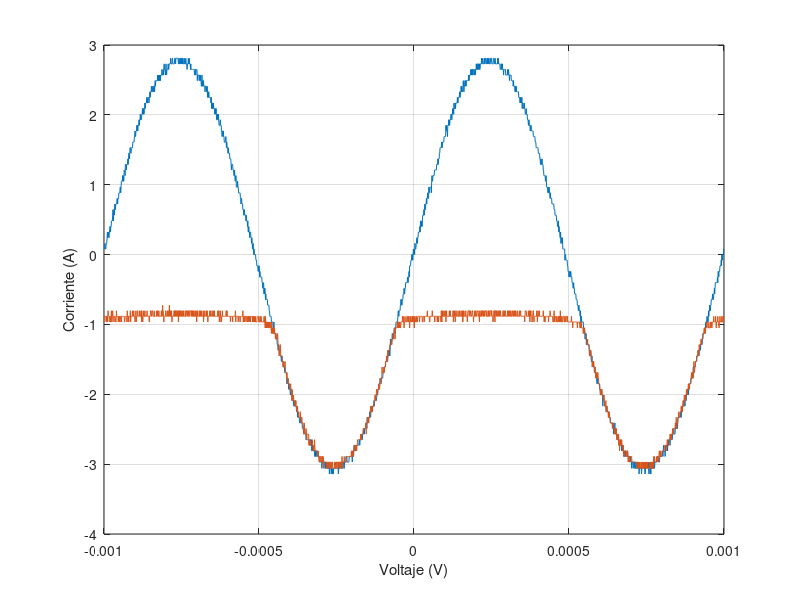

Recreate this plot in MATLAB.
t=[-1.00E-03
-9.99E-04
-9.98E-04
-9.97E-04
-9.96E-04
-9.95E-04
-9.94E-04
-9.93E-04
-9.92E-04
-9.91E-04
-9.90E-04
-9.89E-04
-9.88E-04
-9.87E-04
-9.86E-04
-9.85E-04
-9.84E-04
-9.83E-04
-9.82E-04
-9.81E-04
-9.80E-04
-9.79E-04
-9.78E-04
-9.77E-04
-9.76E-04
-9.75E-04
-9.74E-04
-9.73E-04
-9.72E-04
-9.71E-04
-9.70E-04
-9.69E-04
-9.68E-04
-9.67E-04
-9.66E-04
-9.65E-04
-9.64E-04
-9.63E-04
-9.62E-04
-9.61E-04
-9.60E-04
-9.59E-04
-9.58E-04
-9.57E-04
-9.56E-04
-9.55E-04
-9.54E-04
-9.53E-04
-9.52E-04
-9.51E-04
-9.50E-04
-9.49E-04
-9.48E-04
-9.47E-04
-9.46E-04
-9.45E-04
-9.44E-04
-9.43E-04
-9.42E-04
-9.41E-04
-9.40E-04
-9.39E-04
-9.38E-04
-9.37E-04
-9.36E-04
-9.35E-04
-9.34E-04
-9.33E-04
-9.32E-04
-9.31E-04
-9.30E-04
-9.29E-04
-9.28E-04
-9.27E-04
-9.26E-04
-9.25E-04
-9.24E-04
-9.23E-04
-9.22E-04
-9.21E-04
-9.20E-04
-9.19E-04
-9.18E-04
-9.17E-04
-9.16E-04
-9.15E-04
-9.14E-04
-9.13E-04
-9.12E-04
-9.11E-04
-9.10E-04
-9.09E-04
-9.08E-04
-9.07E-04
-9.06E-04
-9.05E-04
-9.04E-04
-9.03E-04
-9.02E-04
-9.01E-04
-9.00E-04
-8.99E-04
-8.98E-04
-8.97E-04
-8.96E-04
-8.95E-04
-8.94E-04
-8.93E-04
-8.92E-04
-8.91E-04
-8.90E-04
-8.89E-04
-8.88E-04
-8.87E-04
-8.86E-04
-8.85E-04
-8.84E-04
-8.83E-04
-8.82E-04
-8.81E-04
-8.80E-04
-8.79E-04
-8.78E-04
-8.77E-04
-8.76E-04
-8.75E-04
-8.74E-04
-8.73E-04
-8.72E-04
-8.71E-04
-8.70E-04
-8.69E-04
-8.68E-04
-8.67E-04
-8.66E-04
-8.65E-04
-8.64E-04
-8.63E-04
-8.62E-04
-8.61E-04
-8.60E-04
-8.59E-04
-8.58E-04
-8.57E-04
-8.56E-04
-8.55E-04
-8.54E-04
-8.53E-04
-8.52E-04
-8.51E-04
-8.50E-04
-8.49E-04
-8.48E-04
-8.47E-04
-8.46E-04
-8.45E-04
-8.44E-04
-8.43E-04
-8.42E-04
-8.41E-04
-8.40E-04
-8.39E-04
-8.38E-04
-8.37E-04
-8.36E-04
-8.35E-04
-8.34E-04
-8.33E-04
-8.32E-04
-8.31E-04
-8.30E-04
-8.29E-04
-8.28E-04
-8.27E-04
-8.26E-04
-8.25E-04
-8.24E-04
-8.23E-04
-8.22E-04
-8.21E-04
-8.20E-04
-8.19E-04
-8.18E-04
-8.17E-04
-8.16E-04
-8.15E-04
-8.14E-04
-8.13E-04
-8.12E-04
-8.11E-04
-8.10E-04
-8.09E-04
-8.08E-04
-8.07E-04
-8.06E-04
-8.05E-04
-8.04E-04
-8.03E-04
-8.02E-04
-8.01E-04
-8.00E-04
-7.99E-04
-7.98E-04
-7.97E-04
-7.96E-04
-7.95E-04
-7.94E-04
-7.93E-04
-7.92E-04
-7.91E-04
-7.90E-04
-7.89E-04
-7.88E-04
-7.87E-04
-7.86E-04
-7.85E-04
-7.84E-04
-7.83E-04
-7.82E-04
-7.81E-04
-7.80E-04
-7.79E-04
-7.78E-04
-7.77E-04
-7.76E-04
-7.75E-04
-7.74E-04
-7.73E-04
-7.72E-04
-7.71E-04
-7.70E-04
-7.69E-04
-7.68E-04
-7.67E-04
-7.66E-04
-7.65E-04
-7.64E-04
-7.63E-04
-7.62E-04
-7.61E-04
-7.60E-04
-7.59E-04
-7.58E-04
-7.57E-04
-7.56E-04
-7.55E-04
-7.54E-04
-7.53E-04
-7.52E-04
-7.51E-04
-7.50E-04
-7.49E-04
-7.48E-04
-7.47E-04
-7.46E-04
-7.45E-04
-7.44E-04
-7.43E-04
-7.42E-04
-7.41E-04
-7.40E-04
-7.39E-04
-7.38E-04
-7.37E-04
-7.36E-04
-7.35E-04
-7.34E-04
-7.33E-04
-7.32E-04
-7.31E-04
-7.30E-04
-7.29E-04
-7.28E-04
-7.27E-04
-7.26E-04
-7.25E-04
-7.24E-04
-7.23E-04
-7.22E-04
-7.21E-04
-7.20E-04
-7.19E-04
-7.18E-04
-7.17E-04
-7.16E-04
-7.15E-04
-7.14E-04
-7.13E-04
-7.12E-04
-7.11E-04
-7.10E-04
-7.09E-04
-7.08E-04
-7.07E-04
-7.06E-04
-7.05E-04
-7.04E-04
-7.03E-04
-7.02E-04
-7.01E-04
-7.00E-04
-6.99E-04
-6.98E-04
-6.97E-04
-6.96E-04
-6.95E-04
-6.94E-04
-6.93E-04
-6.92E-04
-6.91E-04
-6.90E-04
-6.89E-04
-6.88E-04
-6.87E-04
-6.86E-04
-6.85E-04
-6.84E-04
-6.83E-04
-6.82E-04
-6.81E-04
-6.80E-04
-6.79E-04
-6.78E-04
-6.77E-04
-6.76E-04
-6.75E-04
-6.74E-04
-6.73E-04
-6.72E-04
-6.71E-04
-6.70E-04
-6.69E-04
-6.68E-04
-6.67E-04
-6.66E-04
-6.65E-04
-6.64E-04
-6.63E-04
-6.62E-04
-6.61E-04
-6.60E-04
-6.59E-04
-6.58E-04
-6.57E-04
-6.56E-04
-6.55E-04
-6.54E-04
-6.53E-04
-6.52E-04
-6.51E-04
-6.50E-04
-6.49E-04
-6.48E-04
-6.47E-04
-6.46E-04
-6.45E-04
-6.44E-04
-6.43E-04
-6.42E-04
-6.41E-04
-6.40E-04
-6.39E-04
-6.38E-04
-6.37E-04
-6.36E-04
-6.35E-04
-6.34E-04
-6.33E-04
-6.32E-04
-6.31E-04
-6.30E-04
-6.29E-04
-6.28E-04
-6.27E-04
-6.26E-04
-6.25E-04
-6.24E-04
-6.23E-04
-6.22E-04
-6.21E-04
-6.20E-04
-6.19E-04
-6.18E-04
-6.17E-04
-6.16E-04
-6.15E-04
-6.14E-04
-6.13E-04
-6.12E-04
-6.11E-04
-6.10E-04
-6.09E-04
-6.08E-04
-6.07E-04
-6.06E-04
-6.05E-04
-6.04E-04
-6.03E-04
-6.02E-04
-6.01E-04
-6.00E-04
-5.99E-04
-5.98E-04
-5.97E-04
-5.96E-04
-5.95E-04
-5.94E-04
-5.93E-04
-5.92E-04
-5.91E-04
-5.90E-04
-5.89E-04
-5.88E-04
-5.87E-04
-5.86E-04
-5.85E-04
-5.84E-04
-5.83E-04
-5.82E-04
-5.81E-04
-5.80E-04
-5.79E-04
-5.78E-04
-5.77E-04
-5.76E-04
-5.75E-04
-5.74E-04
-5.73E-04
-5.72E-04
-5.71E-04
-5.70E-04
-5.69E-04
-5.68E-04
-5.67E-04
-5.66E-04
-5.65E-04
-5.64E-04
-5.63E-04
-5.62E-04
-5.61E-04
-5.60E-04
-5.59E-04
-5.58E-04
-5.57E-04
-5.56E-04
-5.55E-04
-5.54E-04
-5.53E-04
-5.52E-04
-5.51E-04
-5.50E-04
-5.49E-04
-5.48E-04
-5.47E-04
-5.46E-04
-5.45E-04
-5.44E-04
-5.43E-04
-5.42E-04
-5.41E-04
-5.40E-04
-5.39E-04
-5.38E-04
-5.37E-04
-5.36E-04
-5.35E-04
-5.34E-04
-5.33E-04
-5.32E-04
-5.31E-04
-5.30E-04
-5.29E-04
-5.28E-04
-5.27E-04
-5.26E-04
-5.25E-04
-5.24E-04
-5.23E-04
-5.22E-04
-5.21E-04
-5.20E-04
-5.19E-04
-5.18E-04
-5.17E-04
-5.16E-04
-5.15E-04
-5.14E-04
-5.13E-04
-5.12E-04
-5.11E-04
-5.10E-04
-5.09E-04
-5.08E-04
-5.07E-04
-5.06E-04
-5.05E-04
-5.04E-04
-5.03E-04
-5.02E-04
-5.01E-04
-5.00E-04
-4.99E-04
-4.98E-04
-4.97E-04
-4.96E-04
-4.95E-04
-4.94E-04
-4.93E-04
-4.92E-04
-4.91E-04
-4.90E-04
-4.89E-04
-4.88E-04
-4.87E-04
-4.86E-04
-4.85E-04
-4.84E-04
-4.83E-04
-4.82E-04
-4.81E-04
-4.80E-04
-4.79E-04
-4.78E-04
-4.77E-04
-4.76E-04
-4.75E-04
-4.74E-04
-4.73E-04
-4.72E-04
-4.71E-04
-4.70E-04
-4.69E-04
-4.68E-04
-4.67E-04
-4.66E-04
-4.65E-04
-4.64E-04
-4.63E-04
-4.62E-04
-4.61E-04
-4.60E-04
-4.59E-04
-4.58E-04
-4.57E-04
-4.56E-04
-4.55E-04
-4.54E-04
-4.53E-04
-4.52E-04
-4.51E-04
-4.50E-04
-4.49E-04
-4.48E-04
-4.47E-04
-4.46E-04
-4.45E-04
-4.44E-04
-4.43E-04
-4.42E-04
-4.41E-04
-4.40E-04
-4.39E-04
-4.38E-04
-4.37E-04
-4.36E-04
-4.35E-04
-4.34E-04
-4.33E-04
-4.32E-04
-4.31E-04
-4.30E-04
-4.29E-04
-4.28E-04
-4.27E-04
-4.26E-04
-4.25E-04
-4.24E-04
-4.23E-04
-4.22E-04
-4.21E-04
-4.20E-04
-4.19E-04
-4.18E-04
-4.17E-04
-4.16E-04
-4.15E-04
-4.14E-04
-4.13E-04
-4.12E-04
-4.11E-04
-4.10E-04
-4.09E-04
-4.08E-04
-4.07E-04
-4.06E-04
-4.05E-04
-4.04E-04
-4.03E-04
-4.02E-04
-4.01E-04
-4.00E-04
-3.99E-04
-3.98E-04
-3.97E-04
-3.96E-04
-3.95E-04
-3.94E-04
-3.93E-04
-3.92E-04
-3.91E-04
-3.90E-04
-3.89E-04
-3.88E-04
-3.87E-04
-3.86E-04
-3.85E-04
-3.84E-04
-3.83E-04
-3.82E-04
-3.81E-04
-3.80E-04
-3.79E-04
-3.78E-04
-3.77E-04
-3.76E-04
-3.75E-04
-3.74E-04
-3.73E-04
-3.72E-04
-3.71E-04
-3.70E-04
-3.69E-04
-3.68E-04
-3.67E-04
-3.66E-04
-3.65E-04
-3.64E-04
-3.63E-04
-3.62E-04
-3.61E-04
-3.60E-04
-3.59E-04
-3.58E-04
-3.57E-04
-3.56E-04
-3.55E-04
-3.54E-04
-3.53E-04
-3.52E-04
-3.51E-04
-3.50E-04
-3.49E-04
-3.48E-04
-3.47E-04
-3.46E-04
-3.45E-04
-3.44E-04
-3.43E-04
-3.42E-04
-3.41E-04
-3.40E-04
-3.39E-04
-3.38E-04
-3.37E-04
-3.36E-04
-3.35E-04
-3.34E-04
-3.33E-04
-3.32E-04
-3.31E-04
-3.30E-04
-3.29E-04
-3.28E-04
-3.27E-04
-3.26E-04
-3.25E-04
-3.24E-04
-3.23E-04
-3.22E-04
-3.21E-04
-3.20E-04
-3.19E-04
-3.18E-04
-3.17E-04
-3.16E-04
-3.15E-04
-3.14E-04
-3.13E-04
-3.12E-04
-3.11E-04
-3.10E-04
-3.09E-04
-3.08E-04
-3.07E-04
-3.06E-04
-3.05E-04
-3.04E-04
-3.03E-04
-3.02E-04
-3.01E-04
-3.00E-04
-2.99E-04
-2.98E-04
-2.97E-04
-2.96E-04
-2.95E-04
-2.94E-04
-2.93E-04
-2.92E-04
-2.91E-04
-2.90E-04
-2.89E-04
-2.88E-04
-2.87E-04
-2.86E-04
-2.85E-04
-2.84E-04
-2.83E-04
-2.82E-04
-2.81E-04
-2.80E-04
-2.79E-04
-2.78E-04
-2.77E-04
-2.76E-04
-2.75E-04
-2.74E-04
-2.73E-04
-2.72E-04
-2.71E-04
-2.70E-04
-2.69E-04
-2.68E-04
-2.67E-04
-2.66E-04
-2.65E-04
-2.64E-04
-2.63E-04
-2.62E-04
-2.61E-04
-2.60E-04
-2.59E-04
-2.58E-04
-2.57E-04
-2.56E-04
-2.55E-04
-2.54E-04
-2.53E-04
-2.52E-04
-2.51E-04
-2.50E-04
-2.49E-04
-2.48E-04
-2.47E-04
-2.46E-04
-2.45E-04
-2.44E-04
-2.43E-04
-2.42E-04
-2.41E-04
-2.40E-04
-2.39E-04
-2.38E-04
-2.37E-04
-2.36E-04
-2.35E-04
-2.34E-04
-2.33E-04
-2.32E-04
-2.31E-04
-2.30E-04
-2.29E-04
-2.28E-04
-2.27E-04
-2.26E-04
-2.25E-04
-2.24E-04
-2.23E-04
-2.22E-04
-2.21E-04
-2.20E-04
-2.19E-04
-2.18E-04
-2.17E-04
-2.16E-04
-2.15E-04
-2.14E-04
-2.13E-04
-2.12E-04
-2.11E-04
-2.10E-04
-2.09E-04
-2.08E-04
-2.07E-04
-2.06E-04
-2.05E-04
-2.04E-04
-2.03E-04
-2.02E-04
-2.01E-04
-2.00E-04
-1.99E-04
-1.98E-04
-1.97E-04
-1.96E-04
-1.95E-04
-1.94E-04
-1.93E-04
-1.92E-04
-1.91E-04
-1.90E-04
-1.89E-04
-1.88E-04
-1.87E-04
-1.86E-04
-1.85E-04
-1.84E-04
-1.83E-04
-1.82E-04
-1.81E-04
-1.80E-04
-1.79E-04
-1.78E-04
-1.77E-04
-1.76E-04
-1.75E-04
-1.74E-04
-1.73E-04
-1.72E-04
-1.71E-04
-1.70E-04
-1.69E-04
-1.68E-04
-1.67E-04
-1.66E-04
-1.65E-04
-1.64E-04
-1.63E-04
-1.62E-04
-1.61E-04
-1.60E-04
-1.59E-04
-1.58E-04
-1.57E-04
-1.56E-04
-1.55E-04
-1.54E-04
-1.53E-04
-1.52E-04
-1.51E-04
-1.50E-04
-1.49E-04
-1.48E-04
-1.47E-04
-1.46E-04
-1.45E-04
-1.44E-04
-1.43E-04
-1.42E-04
-1.41E-04
-1.40E-04
-1.39E-04
-1.38E-04
-1.37E-04
-1.36E-04
-1.35E-04
-1.34E-04
-1.33E-04
-1.32E-04
-1.31E-04
-1.30E-04
-1.29E-04
-1.28E-04
-1.27E-04
-1.26E-04
-1.25E-04
-1.24E-04
-1.23E-04
-1.22E-04
-1.21E-04
-1.20E-04
-1.19E-04
-1.18E-04
-1.17E-04
-1.16E-04
-1.15E-04
-1.14E-04
-1.13E-04
-1.12E-04
-1.11E-04
-1.10E-04
-1.09E-04
-1.08E-04
-1.07E-04
-1.06E-04
-1.05E-04
-1.04E-04
-1.03E-04
-1.02E-04
-1.01E-04
-1.00E-04
-9.90E-05
-9.80E-05
-9.70E-05
-9.60E-05
-9.50E-05
-9.40E-05
-9.30E-05
-9.20E-05
-9.10E-05
-9.00E-05
-8.90E-05
-8.80E-05
-8.70E-05
-8.60E-05
-8.50E-05
-8.40E-05
-8.30E-05
-8.20E-05
-8.10E-05
-8.00E-05
-7.90E-05
-7.80E-05
-7.70E-05
-7.60E-05
-7.50E-05
-7.40E-05
-7.30E-05
-7.20E-05
-7.10E-05
-7.00E-05
-6.90E-05
-6.80E-05
-6.70E-05
-6.60E-05
-6.50E-05
-6.40E-05
-6.30E-05
-6.20E-05
-6.10E-05
-6.00E-05
-5.90E-05
-5.80E-05
-5.70E-05
-5.60E-05
-5.50E-05
-5.40E-05
-5.30E-05
-5.20E-05
-5.10E-05
-5.00E-05
-4.90E-05
-4.80E-05
-4.70E-05
-4.60E-05
-4.50E-05
-4.40E-05
-4.30E-05
-4.20E-05
-4.10E-05
-4.00E-05
-3.90E-05
-3.80E-05
-3.70E-05
-3.60E-05
-3.50E-05
-3.40E-05
-3.30E-05
-3.20E-05
-3.10E-05
-3.00E-05
-2.90E-05
-2.80E-05
-2.70E-05
-2.60E-05
-2.50E-05
-2.40E-05
-2.30E-05
-2.20E-05
-2.10E-05
-2.00E-05
-1.90E-05
-1.80E-05
-1.70E-05
-1.60E-05
-1.50E-05
-1.40E-05
-1.30E-05
-1.20E-05
-1.10E-05
-1.00E-05
-9.00E-06
-8.00E-06
-7.00E-06
-6.00E-06
-5.00E-06
-4.00E-06
-3.00E-06
-2.00E-06
-1.00E-06
0.00E+00
1.00E-06
2.00E-06
3.00E-06
4.00E-06
5.00E-06
6.00E-06
7.00E-06
8.00E-06
9.00E-06
1.00E-05
1.10E-05
1.20E-05
1.30E-05
1.40E-05
1.50E-05
1.60E-05
1.70E-05
1.80E-05
1.90E-05
2.00E-05
2.10E-05
2.20E-05
2.30E-05
2.40E-05
2.50E-05
2.60E-05
2.70E-05
2.80E-05
2.90E-05
3.00E-05
3.10E-05
3.20E-05
3.30E-05
3.40E-05
3.50E-05
3.60E-05
3.70E-05
3.80E-05
3.90E-05
4.00E-05
4.10E-05
4.20E-05
4.30E-05
4.40E-05
4.50E-05
4.60E-05
4.70E-05
4.80E-05
4.90E-05
5.00E-05
5.10E-05
5.20E-05
5.30E-05
5.40E-05
5.50E-05
5.60E-05
5.70E-05
5.80E-05
5.90E-05
6.00E-05
6.10E-05
6.20E-05
6.30E-05
6.40E-05
6.50E-05
6.60E-05
6.70E-05
6.80E-05
6.90E-05
7.00E-05
7.10E-05
7.20E-05
7.30E-05
7.40E-05
7.50E-05
7.60E-05
7.70E-05
7.80E-05
7.90E-05
8.00E-05
8.10E-05
8.20E-05
8.30E-05
8.40E-05
8.50E-05
8.60E-05
8.70E-05
8.80E-05
8.90E-05
9.00E-05
9.10E-05
9.20E-05
9.30E-05
9.40E-05
9.50E-05
9.60E-05
9.70E-05
9.80E-05
9.90E-05
1.00E-04
1.01E-04
1.02E-04
1.03E-04
1.04E-04
1.05E-04
1.06E-04
1.07E-04
1.08E-04
1.09E-04
1.10E-04
1.11E-04
1.12E-04
1.13E-04
1.14E-04
1.15E-04
1.16E-04
1.17E-04
1.18E-04
1.19E-04
1.20E-04
1.21E-04
1.22E-04
1.23E-04
1.24E-04
1.25E-04
1.26E-04
1.27E-04
1.28E-04
1.29E-04
1.30E-04
1.31E-04
1.32E-04
1.33E-04
1.34E-04
1.35E-04
1.36E-04
1.37E-04
1.38E-04
1.39E-04
1.40E-04
1.41E-04
1.42E-04
1.43E-04
1.44E-04
1.45E-04
1.46E-04
1.47E-04
1.48E-04
1.49E-04
1.50E-04
1.51E-04
1.52E-04
1.53E-04
1.54E-04
1.55E-04
1.56E-04
1.57E-04
1.58E-04
1.59E-04
1.60E-04
1.61E-04
1.62E-04
1.63E-04
1.64E-04
1.65E-04
1.66E-04
1.67E-04
1.68E-04
1.69E-04
1.70E-04
1.71E-04
1.72E-04
1.73E-04
1.74E-04
1.75E-04
1.76E-04
1.77E-04
1.78E-04
1.79E-04
1.80E-04
1.81E-04
1.82E-04
1.83E-04
1.84E-04
1.85E-04
1.86E-04
1.87E-04
1.88E-04
1.89E-04
1.90E-04
1.91E-04
1.92E-04
1.93E-04
1.94E-04
1.95E-04
1.96E-04
1.97E-04
1.98E-04
1.99E-04
2.00E-04
2.01E-04
2.02E-04
2.03E-04
2.04E-04
2.05E-04
2.06E-04
2.07E-04
2.08E-04
2.09E-04
2.10E-04
2.11E-04
2.12E-04
2.13E-04
2.14E-04
2.15E-04
2.16E-04
2.17E-04
2.18E-04
2.19E-04
2.20E-04
2.21E-04
2.22E-04
2.23E-04
2.24E-04
2.25E-04
2.26E-04
2.27E-04
2.28E-04
2.29E-04
2.30E-04
2.31E-04
2.32E-04
2.33E-04
2.34E-04
2.35E-04
2.36E-04
2.37E-04
2.38E-04
2.39E-04
2.40E-04
2.41E-04
2.42E-04
2.43E-04
2.44E-04
2.45E-04
2.46E-04
2.47E-04
2.48E-04
2.49E-04
2.50E-04
2.51E-04
2.52E-04
2.53E-04
2.54E-04
2.55E-04
2.56E-04
2.57E-04
2.58E-04
2.59E-04
2.60E-04
2.61E-04
2.62E-04
2.63E-04
2.64E-04
2.65E-04
2.66E-04
2.67E-04
2.68E-04
2.69E-04
2.70E-04
2.71E-04
2.72E-04
2.73E-04
2.74E-04
2.75E-04
2.76E-04
2.77E-04
2.78E-04
2.79E-04
2.80E-04
2.81E-04
2.82E-04
2.83E-04
2.84E-04
2.85E-04
2.86E-04
2.87E-04
2.88E-04
2.89E-04
2.90E-04
2.91E-04
2.92E-04
2.93E-04
2.94E-04
2.95E-04
2.96E-04
2.97E-04
2.98E-04
2.99E-04
3.00E-04
3.01E-04
3.02E-04
3.03E-04
3.04E-04
3.05E-04
3.06E-04
3.07E-04
3.08E-04
3.09E-04
3.10E-04
3.11E-04
3.12E-04
3.13E-04
3.14E-04
3.15E-04
3.16E-04
3.17E-04
3.18E-04
3.19E-04
3.20E-04
3.21E-04
3.22E-04
3.23E-04
3.24E-04
3.25E-04
3.26E-04
3.27E-04
3.28E-04
3.29E-04
3.30E-04
3.31E-04
3.32E-04
3.33E-04
3.34E-04
3.35E-04
3.36E-04
3.37E-04
3.38E-04
3.39E-04
3.40E-04
3.41E-04
3.42E-04
3.43E-04
3.44E-04
3.45E-04
3.46E-04
3.47E-04
3.48E-04
3.49E-04
3.50E-04
3.51E-04
3.52E-04
3.53E-04
3.54E-04
3.55E-04
3.56E-04
3.57E-04
3.58E-04
3.59E-04
3.60E-04
3.61E-04
3.62E-04
3.63E-04
3.64E-04
3.65E-04
3.66E-04
3.67E-04
3.68E-04
3.69E-04
3.70E-04
3.71E-04
3.72E-04
3.73E-04
3.74E-04
3.75E-04
3.76E-04
3.77E-04
3.78E-04
3.79E-04
3.80E-04
3.81E-04
3.82E-04
3.83E-04
3.84E-04
3.85E-04
3.86E-04
3.87E-04
3.88E-04
3.89E-04
3.90E-04
3.91E-04
3.92E-04
3.93E-04
3.94E-04
3.95E-04
3.96E-04
3.97E-04
3.98E-04
3.99E-04
4.00E-04
4.01E-04
4.02E-04
4.03E-04
4.04E-04
4.05E-04
4.06E-04
4.07E-04
4.08E-04
4.09E-04
4.10E-04
4.11E-04
4.12E-04
4.13E-04
4.14E-04
4.15E-04
4.16E-04
4.17E-04
4.18E-04
4.19E-04
4.20E-04
4.21E-04
4.22E-04
4.23E-04
4.24E-04
4.25E-04
4.26E-04
4.27E-04
4.28E-04
4.29E-04
4.30E-04
4.31E-04
4.32E-04
4.33E-04
4.34E-04
4.35E-04
4.36E-04
4.37E-04
4.38E-04
4.39E-04
4.40E-04
4.41E-04
4.42E-04
4.43E-04
4.44E-04
4.45E-04
4.46E-04
4.47E-04
4.48E-04
4.49E-04
4.50E-04
4.51E-04
4.52E-04
4.53E-04
4.54E-04
4.55E-04
4.56E-04
4.57E-04
4.58E-04
4.59E-04
4.60E-04
4.61E-04
4.62E-04
4.63E-04
4.64E-04
4.65E-04
4.66E-04
4.67E-04
4.68E-04
4.69E-04
4.70E-04
4.71E-04
4.72E-04
4.73E-04
4.74E-04
4.75E-04
4.76E-04
4.77E-04
4.78E-04
4.79E-04
4.80E-04
4.81E-04
4.82E-04
4.83E-04
4.84E-04
4.85E-04
4.86E-04
4.87E-04
4.88E-04
4.89E-04
4.90E-04
4.91E-04
4.92E-04
4.93E-04
4.94E-04
4.95E-04
4.96E-04
4.97E-04
4.98E-04
4.99E-04
5.00E-04
5.01E-04
5.02E-04
5.03E-04
5.04E-04
5.05E-04
5.06E-04
5.07E-04
5.08E-04
5.09E-04
5.10E-04
5.11E-04
5.12E-04
5.13E-04
5.14E-04
5.15E-04
5.16E-04
5.17E-04
5.18E-04
5.19E-04
5.20E-04
5.21E-04
5.22E-04
5.23E-04
5.24E-04
5.25E-04
5.26E-04
5.27E-04
5.28E-04
5.29E-04
5.30E-04
5.31E-04
5.32E-04
5.33E-04
5.34E-04
5.35E-04
5.36E-04
5.37E-04
5.38E-04
5.39E-04
5.40E-04
5.41E-04
5.42E-04
5.43E-04
5.44E-04
5.45E-04
5.46E-04
5.47E-04
5.48E-04
5.49E-04
5.50E-04
5.51E-04
5.52E-04
5.53E-04
5.54E-04
5.55E-04
5.56E-04
5.57E-04
5.58E-04
5.59E-04
5.60E-04
5.61E-04
5.62E-04
5.63E-04
5.64E-04
5.65E-04
5.66E-04
5.67E-04
5.68E-04
5.69E-04
5.70E-04
5.71E-04
5.72E-04
5.73E-04
5.74E-04
5.75E-04
5.76E-04
5.77E-04
5.78E-04
5.79E-04
5.80E-04
5.81E-04
5.82E-04
5.83E-04
5.84E-04
5.85E-04
5.86E-04
5.87E-04
5.88E-04
5.89E-04
5.90E-04
5.91E-04
5.92E-04
5.93E-04
5.94E-04
5.95E-04
5.96E-04
5.97E-04
5.98E-04
5.99E-04
6.00E-04
6.01E-04
6.02E-04
6.03E-04
6.04E-04
6.05E-04
6.06E-04
6.07E-04
6.08E-04
6.09E-04
6.10E-04
6.11E-04
6.12E-04
6.13E-04
6.14E-04
6.15E-04
6.16E-04
6.17E-04
6.18E-04
6.19E-04
6.20E-04
6.21E-04
6.22E-04
6.23E-04
6.24E-04
6.25E-04
6.26E-04
6.27E-04
6.28E-04
6.29E-04
6.30E-04
6.31E-04
6.32E-04
6.33E-04
6.34E-04
6.35E-04
6.36E-04
6.37E-04
6.38E-04
6.39E-04
6.40E-04
6.41E-04
6.42E-04
6.43E-04
6.44E-04
6.45E-04
6.46E-04
6.47E-04
6.48E-04
6.49E-04
6.50E-04
6.51E-04
6.52E-04
6.53E-04
6.54E-04
6.55E-04
6.56E-04
6.57E-04
6.58E-04
6.59E-04
6.60E-04
6.61E-04
6.62E-04
6.63E-04
6.64E-04
6.65E-04
6.66E-04
6.67E-04
6.68E-04
6.69E-04
6.70E-04
6.71E-04
6.72E-04
6.73E-04
6.74E-04
6.75E-04
6.76E-04
6.77E-04
6.78E-04
6.79E-04
6.80E-04
6.81E-04
6.82E-04
6.83E-04
6.84E-04
6.85E-04
6.86E-04
6.87E-04
6.88E-04
6.89E-04
6.90E-04
6.91E-04
6.92E-04
6.93E-04
6.94E-04
6.95E-04
6.96E-04
6.97E-04
6.98E-04
6.99E-04
7.00E-04
7.01E-04
7.02E-04
7.03E-04
7.04E-04
7.05E-04
7.06E-04
7.07E-04
7.08E-04
7.09E-04
7.10E-04
7.11E-04
7.12E-04
7.13E-04
7.14E-04
7.15E-04
7.16E-04
7.17E-04
7.18E-04
7.19E-04
7.20E-04
7.21E-04
7.22E-04
7.23E-04
7.24E-04
7.25E-04
7.26E-04
7.27E-04
7.28E-04
7.29E-04
7.30E-04
7.31E-04
7.32E-04
7.33E-04
7.34E-04
7.35E-04
7.36E-04
7.37E-04
7.38E-04
7.39E-04
7.40E-04
7.41E-04
7.42E-04
7.43E-04
7.44E-04
7.45E-04
7.46E-04
7.47E-04
7.48E-04
7.49E-04
7.50E-04
7.51E-04
7.52E-04
7.53E-04
7.54E-04
7.55E-04
7.56E-04
7.57E-04
7.58E-04
7.59E-04
7.60E-04
7.61E-04
7.62E-04
7.63E-04
7.64E-04
7.65E-04
7.66E-04
7.67E-04
7.68E-04
7.69E-04
7.70E-04
7.71E-04
7.72E-04
7.73E-04
7.74E-04
7.75E-04
7.76E-04
7.77E-04
7.78E-04
7.79E-04
7.80E-04
7.81E-04
7.82E-04
7.83E-04
7.84E-04
7.85E-04
7.86E-04
7.87E-04
7.88E-04
7.89E-04
7.90E-04
7.91E-04
7.92E-04
7.93E-04
7.94E-04
7.95E-04
7.96E-04
7.97E-04
7.98E-04
7.99E-04
8.00E-04
8.01E-04
8.02E-04
8.03E-04
8.04E-04
8.05E-04
8.06E-04
8.07E-04
8.08E-04
8.09E-04
8.10E-04
8.11E-04
8.12E-04
8.13E-04
8.14E-04
8.15E-04
8.16E-04
8.17E-04
8.18E-04
8.19E-04
8.20E-04
8.21E-04
8.22E-04
8.23E-04
8.24E-04
8.25E-04
8.26E-04
8.27E-04
8.28E-04
8.29E-04
8.30E-04
8.31E-04
8.32E-04
8.33E-04
8.34E-04
8.35E-04
8.36E-04
8.37E-04
8.38E-04
8.39E-04
8.40E-04
8.41E-04
8.42E-04
8.43E-04
8.44E-04
8.45E-04
8.46E-04
8.47E-04
8.48E-04
8.49E-04
8.50E-04
8.51E-04
8.52E-04
8.53E-04
8.54E-04
8.55E-04
8.56E-04
8.57E-04
8.58E-04
8.59E-04
8.60E-04
8.61E-04
8.62E-04
8.63E-04
8.64E-04
8.65E-04
8.66E-04
8.67E-04
8.68E-04
8.69E-04
8.70E-04
8.71E-04
8.72E-04
8.73E-04
8.74E-04
8.75E-04
8.76E-04
8.77E-04
8.78E-04
8.79E-04
8.80E-04
8.81E-04
8.82E-04
8.83E-04
8.84E-04
8.85E-04
8.86E-04
8.87E-04
8.88E-04
8.89E-04
8.90E-04
8.91E-04
8.92E-04
8.93E-04
8.94E-04
8.95E-04
8.96E-04
8.97E-04
8.98E-04
8.99E-04
9.00E-04
9.01E-04
9.02E-04
9.03E-04
9.04E-04
9.05E-04
9.06E-04
9.07E-04
9.08E-04
9.09E-04
9.10E-04
9.11E-04
9.12E-04
9.13E-04
9.14E-04
9.15E-04
9.16E-04
9.17E-04
9.18E-04
9.19E-04
9.20E-04
9.21E-04
9.22E-04
9.23E-04
9.24E-04
9.25E-04
9.26E-04
9.27E-04
9.28E-04
9.29E-04
9.30E-04
9.31E-04
9.32E-04
9.33E-04
9.34E-04
9.35E-04
9.36E-04
9.37E-04
9.38E-04
9.39E-04
9.40E-04
9.41E-04
9.42E-04
9.43E-04
9.44E-04
9.45E-04
9.46E-04
9.47E-04
9.48E-04
9.49E-04
9.50E-04
9.51E-04
9.52E-04
9.53E-04
9.54E-04
9.55E-04
9.56E-04
9.57E-04
9.58E-04
9.59E-04
9.60E-04
9.61E-04
9.62E-04
9.63E-04
9.64E-04
9.65E-04
9.66E-04
9.67E-04
9.68E-04
9.69E-04
9.70E-04
9.71E-04
9.72E-04
9.73E-04
9.74E-04
9.75E-04
9.76E-04
9.77E-04
9.78E-04
9.79E-04
9.80E-04
9.81E-04
9.82E-04
9.83E-04
9.84E-04
9.85E-04
9.86E-04
9.87E-04
9.88E-04
9.89E-04
9.90E-04
9.91E-04
9.92E-04
9.93E-04
9.94E-04
9.95E-04
9.96E-04
9.97E-04
9.98E-04
9.99E-04];
x=[8.04E-02
8.04E-02
8.04E-02
1.61E-01
8.04E-02
8.04E-02
8.04E-02
1.61E-01
1.61E-01
1.61E-01
2.41E-01
3.22E-01
2.41E-01
2.41E-01
3.22E-01
3.22E-01
2.41E-01
3.22E-01
3.22E-01
4.02E-01
4.02E-01
3.22E-01
4.02E-01
4.02E-01
4.82E-01
4.82E-01
4.82E-01
4.82E-01
5.63E-01
6.43E-01
4.82E-01
5.63E-01
6.43E-01
5.63E-01
6.43E-01
7.24E-01
6.43E-01
6.43E-01
7.24E-01
7.24E-01
7.24E-01
7.24E-01
8.04E-01
8.04E-01
7.24E-01
8.04E-01
8.04E-01
8.04E-01
8.84E-01
8.84E-01
8.84E-01
8.84E-01
9.65E-01
9.65E-01
8.84E-01
9.65E-01
1.05E+00
1.05E+00
1.05E+00
1.05E+00
1.13E+00
1.05E+00
1.13E+00
1.05E+00
1.05E+00
1.21E+00
1.21E+00
1.21E+00
1.13E+00
1.29E+00
1.29E+00
1.29E+00
1.21E+00
1.29E+00
1.29E+00
1.29E+00
1.29E+00
1.37E+00
1.29E+00
1.37E+00
1.45E+00
1.45E+00
1.37E+00
1.45E+00
1.53E+00
1.53E+00
1.53E+00
1.45E+00
1.53E+00
1.53E+00
1.53E+00
1.53E+00
1.53E+00
1.61E+00
1.61E+00
1.61E+00
1.61E+00
1.61E+00
1.69E+00
1.69E+00
1.77E+00
1.69E+00
1.69E+00
1.77E+00
1.77E+00
1.77E+00
1.85E+00
1.77E+00
1.85E+00
1.77E+00
1.85E+00
1.85E+00
1.85E+00
1.93E+00
1.85E+00
1.93E+00
1.93E+00
2.01E+00
1.93E+00
1.93E+00
1.93E+00
1.93E+00
2.01E+00
2.01E+00
2.09E+00
2.01E+00
2.09E+00
2.01E+00
2.09E+00
2.01E+00
2.09E+00
2.09E+00
2.17E+00
2.09E+00
2.17E+00
2.17E+00
2.17E+00
2.17E+00
2.25E+00
2.17E+00
2.17E+00
2.25E+00
2.25E+00
2.25E+00
2.25E+00
2.17E+00
2.25E+00
2.25E+00
2.33E+00
2.25E+00
2.33E+00
2.33E+00
2.33E+00
2.41E+00
2.33E+00
2.33E+00
2.33E+00
2.41E+00
2.41E+00
2.41E+00
2.33E+00
2.41E+00
2.41E+00
2.33E+00
2.41E+00
2.49E+00
2.41E+00
2.49E+00
2.49E+00
2.49E+00
2.49E+00
2.49E+00
2.49E+00
2.57E+00
2.49E+00
2.57E+00
2.49E+00
2.57E+00
2.49E+00
2.57E+00
2.49E+00
2.57E+00
2.49E+00
2.57E+00
2.57E+00
2.57E+00
2.57E+00
2.65E+00
2.57E+00
2.57E+00
2.57E+00
2.65E+00
2.57E+00
2.65E+00
2.73E+00
2.65E+00
2.65E+00
2.65E+00
2.57E+00
2.65E+00
2.73E+00
2.65E+00
2.57E+00
2.65E+00
2.65E+00
2.65E+00
2.65E+00
2.73E+00
2.65E+00
2.65E+00
2.73E+00
2.73E+00
2.73E+00
2.73E+00
2.73E+00
2.81E+00
2.73E+00
2.73E+00
2.73E+00
2.73E+00
2.81E+00
2.81E+00
2.73E+00
2.73E+00
2.73E+00
2.73E+00
2.73E+00
2.73E+00
2.81E+00
2.81E+00
2.81E+00
2.73E+00
2.81E+00
2.81E+00
2.81E+00
2.81E+00
2.81E+00
2.81E+00
2.81E+00
2.81E+00
2.73E+00
2.73E+00
2.81E+00
2.73E+00
2.73E+00
2.81E+00
2.81E+00
2.73E+00
2.73E+00
2.81E+00
2.73E+00
2.81E+00
2.73E+00
2.73E+00
2.81E+00
2.81E+00
2.73E+00
2.73E+00
2.73E+00
2.81E+00
2.73E+00
2.73E+00
2.73E+00
2.73E+00
2.81E+00
2.73E+00
2.73E+00
2.73E+00
2.65E+00
2.73E+00
2.73E+00
2.73E+00
2.81E+00
2.73E+00
2.73E+00
2.81E+00
2.73E+00
2.73E+00
2.73E+00
2.65E+00
2.73E+00
2.65E+00
2.65E+00
2.65E+00
2.65E+00
2.65E+00
2.65E+00
2.65E+00
2.65E+00
2.65E+00
2.65E+00
2.65E+00
2.57E+00
2.57E+00
2.65E+00
2.65E+00
2.57E+00
2.65E+00
2.65E+00
2.65E+00
2.65E+00
2.49E+00
2.57E+00
2.57E+00
2.57E+00
2.57E+00
2.57E+00
2.49E+00
2.57E+00
2.57E+00
2.49E+00
2.57E+00
2.49E+00
2.49E+00
2.41E+00
2.41E+00
2.57E+00
2.41E+00
2.41E+00
2.49E+00
2.41E+00
2.49E+00
2.41E+00
2.41E+00
2.41E+00
2.41E+00
2.33E+00
2.41E+00
2.41E+00
2.41E+00
2.41E+00
2.33E+00
2.33E+00
2.41E+00
2.25E+00
2.33E+00
2.33E+00
2.25E+00
2.33E+00
2.25E+00
2.25E+00
2.25E+00
2.25E+00
2.25E+00
2.25E+00
2.17E+00
2.25E+00
2.09E+00
2.17E+00
2.17E+00
2.09E+00
2.17E+00
2.09E+00
2.17E+00
2.09E+00
2.09E+00
2.09E+00
2.01E+00
2.01E+00
2.09E+00
2.01E+00
2.09E+00
2.09E+00
1.93E+00
1.93E+00
1.93E+00
2.01E+00
1.93E+00
1.93E+00
2.01E+00
1.93E+00
1.85E+00
1.85E+00
1.85E+00
1.85E+00
1.93E+00
1.85E+00
1.85E+00
1.85E+00
1.77E+00
1.77E+00
1.69E+00
1.77E+00
1.77E+00
1.69E+00
1.77E+00
1.69E+00
1.69E+00
1.61E+00
1.61E+00
1.61E+00
1.61E+00
1.61E+00
1.69E+00
1.61E+00
1.53E+00
1.61E+00
1.53E+00
1.53E+00
1.53E+00
1.45E+00
1.53E+00
1.45E+00
1.45E+00
1.45E+00
1.45E+00
1.37E+00
1.37E+00
1.37E+00
1.37E+00
1.29E+00
1.21E+00
1.29E+00
1.29E+00
1.29E+00
1.29E+00
1.21E+00
1.21E+00
1.21E+00
1.13E+00
1.13E+00
1.21E+00
1.13E+00
1.05E+00
1.05E+00
1.13E+00
1.13E+00
9.65E-01
9.65E-01
9.65E-01
9.65E-01
1.05E+00
9.65E-01
9.65E-01
8.84E-01
8.84E-01
8.84E-01
8.84E-01
8.84E-01
8.84E-01
8.04E-01
8.04E-01
7.24E-01
8.04E-01
8.04E-01
7.24E-01
7.24E-01
7.24E-01
6.43E-01
6.43E-01
6.43E-01
5.63E-01
6.43E-01
6.43E-01
5.63E-01
5.63E-01
5.63E-01
5.63E-01
4.82E-01
5.63E-01
4.82E-01
4.82E-01
4.82E-01
4.02E-01
4.82E-01
3.22E-01
3.22E-01
4.02E-01
3.22E-01
3.22E-01
2.41E-01
3.22E-01
3.22E-01
3.22E-01
2.41E-01
2.41E-01
1.61E-01
2.41E-01
1.61E-01
8.04E-02
8.04E-02
1.61E-01
8.04E-02
0.00E+00
8.04E-02
0.00E+00
0.00E+00
0.00E+00
0.00E+00
0.00E+00
-8.04E-02
-8.04E-02
-8.04E-02
-1.61E-01
-1.61E-01
-1.61E-01
-1.61E-01
-2.41E-01
-2.41E-01
-1.61E-01
-1.61E-01
-1.61E-01
-3.22E-01
-2.41E-01
-3.22E-01
-3.22E-01
-3.22E-01
-3.22E-01
-3.22E-01
-3.22E-01
-4.02E-01
-4.02E-01
-4.82E-01
-4.82E-01
-4.02E-01
-4.02E-01
-5.63E-01
-4.82E-01
-5.63E-01
-4.82E-01
-5.63E-01
-6.43E-01
-5.63E-01
-6.43E-01
-6.43E-01
-6.43E-01
-6.43E-01
-6.43E-01
-7.24E-01
-7.24E-01
-7.24E-01
-7.24E-01
-7.24E-01
-8.04E-01
-8.04E-01
-8.84E-01
-8.84E-01
-8.84E-01
-8.84E-01
-8.84E-01
-9.65E-01
-9.65E-01
-9.65E-01
-9.65E-01
-9.65E-01
-9.65E-01
-1.05E+00
-1.05E+00
-9.65E-01
-1.05E+00
-1.13E+00
-1.13E+00
-1.13E+00
-1.13E+00
-1.13E+00
-1.13E+00
-1.21E+00
-1.21E+00
-1.21E+00
-1.29E+00
-1.29E+00
-1.29E+00
-1.37E+00
-1.29E+00
-1.29E+00
-1.37E+00
-1.37E+00
-1.37E+00
-1.45E+00
-1.45E+00
-1.45E+00
-1.45E+00
-1.53E+00
-1.53E+00
-1.45E+00
-1.53E+00
-1.53E+00
-1.53E+00
-1.61E+00
-1.61E+00
-1.61E+00
-1.61E+00
-1.61E+00
-1.69E+00
-1.69E+00
-1.69E+00
-1.69E+00
-1.69E+00
-1.69E+00
-1.69E+00
-1.85E+00
-1.77E+00
-1.77E+00
-1.85E+00
-1.85E+00
-1.85E+00
-1.93E+00
-1.85E+00
-1.85E+00
-1.93E+00
-1.93E+00
-2.01E+00
-2.01E+00
-1.93E+00
-1.93E+00
-1.93E+00
-2.01E+00
-2.09E+00
-2.09E+00
-2.09E+00
-2.09E+00
-2.09E+00
-2.17E+00
-2.17E+00
-2.17E+00
-2.09E+00
-2.09E+00
-2.17E+00
-2.17E+00
-2.17E+00
-2.17E+00
-2.25E+00
-2.25E+00
-2.25E+00
-2.25E+00
-2.33E+00
-2.25E+00
-2.33E+00
-2.33E+00
-2.33E+00
-2.33E+00
-2.41E+00
-2.41E+00
-2.41E+00
-2.41E+00
-2.33E+00
-2.41E+00
-2.41E+00
-2.41E+00
-2.41E+00
-2.49E+00
-2.49E+00
-2.49E+00
-2.49E+00
-2.57E+00
-2.49E+00
-2.49E+00
-2.49E+00
-2.57E+00
-2.57E+00
-2.57E+00
-2.57E+00
-2.65E+00
-2.57E+00
-2.65E+00
-2.65E+00
-2.65E+00
-2.65E+00
-2.65E+00
-2.65E+00
-2.65E+00
-2.65E+00
-2.65E+00
-2.65E+00
-2.73E+00
-2.65E+00
-2.65E+00
-2.73E+00
-2.73E+00
-2.65E+00
-2.81E+00
-2.81E+00
-2.73E+00
-2.81E+00
-2.81E+00
-2.81E+00
-2.81E+00
-2.81E+00
-2.81E+00
-2.81E+00
-2.89E+00
-2.81E+00
-2.89E+00
-2.81E+00
-2.81E+00
-2.81E+00
-2.89E+00
-2.89E+00
-2.89E+00
-2.81E+00
-2.89E+00
-2.89E+00
-2.89E+00
-2.89E+00
-2.89E+00
-2.97E+00
-2.97E+00
-2.97E+00
-2.97E+00
-2.97E+00
-2.97E+00
-2.97E+00
-2.97E+00
-3.06E+00
-2.97E+00
-2.97E+00
-2.97E+00
-2.97E+00
-2.97E+00
-2.97E+00
-2.97E+00
-2.97E+00
-2.97E+00
-3.06E+00
-2.97E+00
-3.06E+00
-2.97E+00
-2.97E+00
-3.06E+00
-2.97E+00
-3.06E+00
-3.06E+00
-3.06E+00
-3.06E+00
-3.06E+00
-3.06E+00
-2.97E+00
-3.14E+00
-3.06E+00
-3.06E+00
-3.06E+00
-3.06E+00
-3.06E+00
-3.14E+00
-3.06E+00
-3.06E+00
-3.14E+00
-3.14E+00
-3.06E+00
-3.14E+00
-3.14E+00
-3.06E+00
-3.06E+00
-3.06E+00
-3.06E+00
-3.06E+00
-3.06E+00
-3.06E+00
-3.06E+00
-3.06E+00
-3.06E+00
-3.06E+00
-3.06E+00
-3.06E+00
-3.06E+00
-3.06E+00
-3.14E+00
-3.06E+00
-2.97E+00
-3.06E+00
-3.06E+00
-3.06E+00
-2.97E+00
-2.97E+00
-3.06E+00
-3.06E+00
-3.06E+00
-3.06E+00
-3.06E+00
-2.97E+00
-3.06E+00
-2.97E+00
-2.97E+00
-2.97E+00
-3.06E+00
-3.06E+00
-2.97E+00
-2.97E+00
-2.97E+00
-2.97E+00
-2.97E+00
-2.89E+00
-2.97E+00
-2.89E+00
-2.97E+00
-2.97E+00
-2.97E+00
-2.97E+00
-2.97E+00
-2.97E+00
-2.97E+00
-2.89E+00
-2.89E+00
-2.89E+00
-2.89E+00
-2.89E+00
-2.89E+00
-2.89E+00
-2.89E+00
-2.89E+00
-2.89E+00
-2.97E+00
-2.81E+00
-2.89E+00
-2.89E+00
-2.89E+00
-2.81E+00
-2.73E+00
-2.73E+00
-2.81E+00
-2.73E+00
-2.81E+00
-2.81E+00
-2.81E+00
-2.73E+00
-2.73E+00
-2.73E+00
-2.73E+00
-2.73E+00
-2.73E+00
-2.73E+00
-2.73E+00
-2.73E+00
-2.65E+00
-2.65E+00
-2.73E+00
-2.65E+00
-2.65E+00
-2.65E+00
-2.65E+00
-2.65E+00
-2.65E+00
-2.57E+00
-2.65E+00
-2.57E+00
-2.57E+00
-2.57E+00
-2.57E+00
-2.49E+00
-2.49E+00
-2.57E+00
-2.49E+00
-2.49E+00
-2.49E+00
-2.49E+00
-2.49E+00
-2.49E+00
-2.41E+00
-2.49E+00
-2.33E+00
-2.41E+00
-2.41E+00
-2.41E+00
-2.41E+00
-2.33E+00
-2.33E+00
-2.33E+00
-2.25E+00
-2.25E+00
-2.25E+00
-2.33E+00
-2.25E+00
-2.25E+00
-2.17E+00
-2.17E+00
-2.25E+00
-2.25E+00
-2.17E+00
-2.17E+00
-2.17E+00
-2.17E+00
-2.09E+00
-2.17E+00
-2.09E+00
-2.09E+00
-2.09E+00
-2.09E+00
-2.09E+00
-2.09E+00
-2.09E+00
-2.01E+00
-2.01E+00
-2.01E+00
-2.01E+00
-1.93E+00
-1.93E+00
-1.93E+00
-1.85E+00
-1.85E+00
-1.85E+00
-1.85E+00
-1.77E+00
-1.85E+00
-1.85E+00
-1.85E+00
-1.77E+00
-1.77E+00
-1.77E+00
-1.77E+00
-1.77E+00
-1.69E+00
-1.69E+00
-1.69E+00
-1.69E+00
-1.61E+00
-1.61E+00
-1.61E+00
-1.61E+00
-1.61E+00
-1.53E+00
-1.53E+00
-1.53E+00
-1.45E+00
-1.53E+00
-1.53E+00
-1.53E+00
-1.45E+00
-1.45E+00
-1.37E+00
-1.45E+00
-1.45E+00
-1.37E+00
-1.45E+00
-1.37E+00
-1.21E+00
-1.29E+00
-1.29E+00
-1.29E+00
-1.29E+00
-1.21E+00
-1.13E+00
-1.21E+00
-1.21E+00
-1.13E+00
-1.13E+00
-1.13E+00
-1.05E+00
-1.05E+00
-1.05E+00
-1.13E+00
-1.05E+00
-1.05E+00
-9.65E-01
-9.65E-01
-9.65E-01
-9.65E-01
-9.65E-01
-9.65E-01
-8.84E-01
-8.04E-01
-8.04E-01
-8.84E-01
-8.04E-01
-8.04E-01
-8.04E-01
-8.04E-01
-7.24E-01
-7.24E-01
-6.43E-01
-7.24E-01
-6.43E-01
-7.24E-01
-6.43E-01
-6.43E-01
-6.43E-01
-5.63E-01
-5.63E-01
-5.63E-01
-4.82E-01
-5.63E-01
-5.63E-01
-4.82E-01
-4.82E-01
-4.02E-01
-4.02E-01
-4.02E-01
-4.02E-01
-4.02E-01
-4.02E-01
-3.22E-01
-3.22E-01
-4.02E-01
-3.22E-01
-3.22E-01
-2.41E-01
-3.22E-01
-1.61E-01
-1.61E-01
-1.61E-01
-1.61E-01
-8.04E-02
-8.04E-02
-8.04E-02
0.00E+00
-8.04E-02
0.00E+00
-8.04E-02
0.00E+00
8.04E-02
0.00E+00
0.00E+00
8.04E-02
0.00E+00
1.61E-01
8.04E-02
8.04E-02
8.04E-02
1.61E-01
1.61E-01
2.41E-01
1.61E-01
1.61E-01
2.41E-01
2.41E-01
3.22E-01
3.22E-01
3.22E-01
3.22E-01
3.22E-01
4.02E-01
3.22E-01
4.82E-01
4.02E-01
4.02E-01
4.02E-01
4.82E-01
4.02E-01
4.82E-01
5.63E-01
5.63E-01
5.63E-01
5.63E-01
6.43E-01
5.63E-01
6.43E-01
7.24E-01
6.43E-01
6.43E-01
7.24E-01
7.24E-01
8.04E-01
7.24E-01
8.04E-01
8.04E-01
8.84E-01
8.04E-01
8.04E-01
8.04E-01
9.65E-01
8.84E-01
8.84E-01
9.65E-01
9.65E-01
9.65E-01
9.65E-01
9.65E-01
8.84E-01
1.05E+00
1.13E+00
1.05E+00
1.05E+00
1.13E+00
1.13E+00
1.13E+00
1.13E+00
1.13E+00
1.21E+00
1.21E+00
1.21E+00
1.21E+00
1.21E+00
1.21E+00
1.21E+00
1.29E+00
1.29E+00
1.29E+00
1.29E+00
1.37E+00
1.29E+00
1.37E+00
1.37E+00
1.37E+00
1.45E+00
1.45E+00
1.53E+00
1.53E+00
1.53E+00
1.53E+00
1.53E+00
1.61E+00
1.61E+00
1.53E+00
1.61E+00
1.61E+00
1.61E+00
1.61E+00
1.61E+00
1.69E+00
1.69E+00
1.69E+00
1.69E+00
1.69E+00
1.69E+00
1.85E+00
1.77E+00
1.85E+00
1.77E+00
1.77E+00
1.69E+00
1.85E+00
1.85E+00
1.85E+00
1.93E+00
1.85E+00
1.93E+00
1.85E+00
1.93E+00
1.93E+00
1.93E+00
2.01E+00
2.01E+00
2.01E+00
1.93E+00
2.01E+00
2.01E+00
2.09E+00
2.01E+00
2.09E+00
2.01E+00
2.17E+00
2.09E+00
2.09E+00
2.09E+00
2.17E+00
2.09E+00
2.17E+00
2.17E+00
2.17E+00
2.17E+00
2.17E+00
2.25E+00
2.17E+00
2.17E+00
2.25E+00
2.25E+00
2.25E+00
2.25E+00
2.33E+00
2.25E+00
2.25E+00
2.33E+00
2.33E+00
2.41E+00
2.33E+00
2.41E+00
2.33E+00
2.33E+00
2.33E+00
2.41E+00
2.49E+00
2.41E+00
2.33E+00
2.41E+00
2.41E+00
2.49E+00
2.49E+00
2.41E+00
2.49E+00
2.41E+00
2.49E+00
2.49E+00
2.49E+00
2.49E+00
2.49E+00
2.49E+00
2.49E+00
2.57E+00
2.49E+00
2.49E+00
2.57E+00
2.57E+00
2.57E+00
2.57E+00
2.65E+00
2.57E+00
2.57E+00
2.65E+00
2.57E+00
2.57E+00
2.65E+00
2.57E+00
2.65E+00
2.65E+00
2.65E+00
2.57E+00
2.57E+00
2.65E+00
2.65E+00
2.57E+00
2.65E+00
2.65E+00
2.73E+00
2.65E+00
2.73E+00
2.73E+00
2.65E+00
2.73E+00
2.65E+00
2.73E+00
2.73E+00
2.65E+00
2.73E+00
2.65E+00
2.65E+00
2.73E+00
2.73E+00
2.73E+00
2.73E+00
2.81E+00
2.73E+00
2.73E+00
2.81E+00
2.81E+00
2.73E+00
2.73E+00
2.73E+00
2.73E+00
2.81E+00
2.73E+00
2.81E+00
2.81E+00
2.81E+00
2.73E+00
2.73E+00
2.73E+00
2.81E+00
2.81E+00
2.73E+00
2.81E+00
2.81E+00
2.81E+00
2.73E+00
2.81E+00
2.73E+00
2.73E+00
2.73E+00
2.73E+00
2.81E+00
2.81E+00
2.81E+00
2.81E+00
2.73E+00
2.73E+00
2.73E+00
2.73E+00
2.73E+00
2.81E+00
2.81E+00
2.81E+00
2.73E+00
2.73E+00
2.81E+00
2.81E+00
2.73E+00
2.73E+00
2.73E+00
2.73E+00
2.73E+00
2.73E+00
2.73E+00
2.81E+00
2.73E+00
2.81E+00
2.73E+00
2.73E+00
2.73E+00
2.73E+00
2.73E+00
2.65E+00
2.65E+00
2.65E+00
2.73E+00
2.73E+00
2.65E+00
2.65E+00
2.73E+00
2.65E+00
2.65E+00
2.65E+00
2.57E+00
2.65E+00
2.65E+00
2.65E+00
2.65E+00
2.65E+00
2.65E+00
2.57E+00
2.57E+00
2.57E+00
2.57E+00
2.57E+00
2.57E+00
2.65E+00
2.57E+00
2.57E+00
2.65E+00
2.57E+00
2.57E+00
2.49E+00
2.57E+00
2.57E+00
2.57E+00
2.57E+00
2.57E+00
2.49E+00
2.49E+00
2.49E+00
2.49E+00
2.49E+00
2.49E+00
2.41E+00
2.49E+00
2.41E+00
2.41E+00
2.41E+00
2.41E+00
2.33E+00
2.41E+00
2.33E+00
2.41E+00
2.41E+00
2.33E+00
2.33E+00
2.33E+00
2.33E+00
2.33E+00
2.33E+00
2.33E+00
2.25E+00
2.25E+00
2.25E+00
2.25E+00
2.17E+00
2.25E+00
2.17E+00
2.25E+00
2.17E+00
2.17E+00
2.25E+00
2.09E+00
2.17E+00
2.17E+00
2.17E+00
2.09E+00
2.09E+00
2.09E+00
2.17E+00
2.09E+00
2.09E+00
2.01E+00
2.01E+00
2.01E+00
2.09E+00
2.01E+00
2.01E+00
2.01E+00
1.93E+00
1.93E+00
1.93E+00
1.85E+00
1.85E+00
1.93E+00
1.85E+00
1.85E+00
1.85E+00
1.77E+00
1.85E+00
1.85E+00
1.85E+00
1.77E+00
1.77E+00
1.77E+00
1.77E+00
1.77E+00
1.77E+00
1.69E+00
1.69E+00
1.69E+00
1.69E+00
1.69E+00
1.69E+00
1.61E+00
1.61E+00
1.61E+00
1.53E+00
1.53E+00
1.53E+00
1.53E+00
1.53E+00
1.53E+00
1.53E+00
1.45E+00
1.45E+00
1.45E+00
1.45E+00
1.45E+00
1.37E+00
1.37E+00
1.29E+00
1.37E+00
1.37E+00
1.29E+00
1.29E+00
1.37E+00
1.29E+00
1.29E+00
1.29E+00
1.21E+00
1.21E+00
1.13E+00
1.13E+00
1.13E+00
1.13E+00
1.13E+00
1.05E+00
1.05E+00
1.13E+00
1.05E+00
9.65E-01
9.65E-01
9.65E-01
9.65E-01
8.84E-01
9.65E-01
8.84E-01
8.84E-01
9.65E-01
8.84E-01
8.84E-01
8.04E-01
8.84E-01
8.04E-01
8.04E-01
8.04E-01
8.04E-01
7.24E-01
7.24E-01
7.24E-01
7.24E-01
7.24E-01
7.24E-01
7.24E-01
6.43E-01
6.43E-01
6.43E-01
5.63E-01
5.63E-01
5.63E-01
5.63E-01
5.63E-01
4.82E-01
4.82E-01
4.82E-01
4.02E-01
4.02E-01
4.02E-01
4.82E-01
3.22E-01
4.02E-01
3.22E-01
3.22E-01
2.41E-01
2.41E-01
3.22E-01
1.61E-01
2.41E-01
2.41E-01
1.61E-01
2.41E-01
2.41E-01
8.04E-02
8.04E-02
8.04E-02
8.04E-02
8.04E-02
8.04E-02
8.04E-02
-8.04E-02
0.00E+00
0.00E+00
-8.04E-02
-8.04E-02
-8.04E-02
-8.04E-02
-8.04E-02
-1.61E-01
-1.61E-01
-2.41E-01
-2.41E-01
-2.41E-01
-3.22E-01
-2.41E-01
-2.41E-01
-3.22E-01
-3.22E-01
-2.41E-01
-2.41E-01
-3.22E-01
-3.22E-01
-3.22E-01
-4.02E-01
-4.02E-01
-4.02E-01
-4.82E-01
-4.82E-01
-4.02E-01
-4.82E-01
-4.82E-01
-5.63E-01
-5.63E-01
-5.63E-01
-5.63E-01
-5.63E-01
-6.43E-01
-6.43E-01
-6.43E-01
-6.43E-01
-7.24E-01
-7.24E-01
-7.24E-01
-8.04E-01
-8.04E-01
-7.24E-01
-8.04E-01
-8.04E-01
-8.04E-01
-8.84E-01
-8.04E-01
-9.65E-01
-8.84E-01
-8.84E-01
-9.65E-01
-9.65E-01
-9.65E-01
-9.65E-01
-9.65E-01
-9.65E-01
-1.05E+00
-1.05E+00
-1.13E+00
-1.05E+00
-1.13E+00
-1.21E+00
-1.13E+00
-1.21E+00
-1.13E+00
-1.29E+00
-1.21E+00
-1.29E+00
-1.29E+00
-1.29E+00
-1.29E+00
-1.29E+00
-1.29E+00
-1.29E+00
-1.37E+00
-1.45E+00
-1.45E+00
-1.37E+00
-1.37E+00
-1.45E+00
-1.45E+00
-1.53E+00
-1.53E+00
-1.45E+00
-1.61E+00
-1.53E+00
-1.53E+00
-1.53E+00
-1.61E+00
-1.61E+00
-1.61E+00
-1.69E+00
-1.69E+00
-1.69E+00
-1.69E+00
-1.69E+00
-1.69E+00
-1.77E+00
-1.77E+00
-1.85E+00
-1.85E+00
-1.77E+00
-1.77E+00
-1.85E+00
-1.85E+00
-1.85E+00
-1.85E+00
-1.85E+00
-1.93E+00
-1.93E+00
-2.01E+00
-2.01E+00
-1.93E+00
-2.01E+00
-1.93E+00
-2.01E+00
-2.01E+00
-2.01E+00
-2.17E+00
-2.09E+00
-2.01E+00
-2.09E+00
-2.09E+00
-2.09E+00
-2.17E+00
-2.17E+00
-2.17E+00
-2.17E+00
-2.17E+00
-2.25E+00
-2.17E+00
-2.25E+00
-2.25E+00
-2.25E+00
-2.25E+00
-2.25E+00
-2.25E+00
-2.33E+00
-2.33E+00
-2.33E+00
-2.33E+00
-2.33E+00
-2.33E+00
-2.41E+00
-2.41E+00
-2.41E+00
-2.41E+00
-2.41E+00
-2.41E+00
-2.41E+00
-2.41E+00
-2.49E+00
-2.41E+00
-2.57E+00
-2.49E+00
-2.49E+00
-2.49E+00
-2.41E+00
-2.57E+00
-2.49E+00
-2.57E+00
-2.57E+00
-2.57E+00
-2.57E+00
-2.65E+00
-2.65E+00
-2.65E+00
-2.65E+00
-2.57E+00
-2.65E+00
-2.73E+00
-2.73E+00
-2.73E+00
-2.73E+00
-2.73E+00
-2.73E+00
-2.73E+00
-2.73E+00
-2.73E+00
-2.81E+00
-2.73E+00
-2.81E+00
-2.81E+00
-2.73E+00
-2.81E+00
-2.81E+00
-2.81E+00
-2.89E+00
-2.81E+00
-2.89E+00
-2.81E+00
-2.81E+00
-2.89E+00
-2.89E+00
-2.89E+00
-2.89E+00
-2.89E+00
-2.81E+00
-2.81E+00
-2.89E+00
-2.89E+00
-2.89E+00
-2.97E+00
-2.89E+00
-2.89E+00
-2.89E+00
-2.89E+00
-2.97E+00
-2.89E+00
-2.97E+00
-2.97E+00
-3.06E+00
-2.97E+00
-2.97E+00
-2.97E+00
-2.97E+00
-3.06E+00
-2.97E+00
-2.97E+00
-2.97E+00
-2.97E+00
-3.06E+00
-2.97E+00
-3.06E+00
-3.06E+00
-3.06E+00
-2.97E+00
-3.06E+00
-3.06E+00
-3.06E+00
-3.06E+00
-2.97E+00
-3.06E+00
-3.06E+00
-2.97E+00
-3.14E+00
-3.06E+00
-3.06E+00
-3.06E+00
-3.06E+00
-3.06E+00
-3.06E+00
-3.06E+00
-3.14E+00
-3.06E+00
-3.06E+00
-3.06E+00
-3.06E+00
-3.06E+00
-3.06E+00
-3.06E+00
-2.97E+00
-3.06E+00
-3.06E+00
-3.14E+00
-3.14E+00
-3.06E+00
-3.06E+00
-3.06E+00
-3.06E+00
-3.06E+00
-3.06E+00
-3.06E+00
-3.06E+00
-3.06E+00
-2.97E+00
-3.06E+00
-3.14E+00
-2.97E+00
-3.06E+00
-3.06E+00
-3.14E+00
-3.06E+00
-3.14E+00
-2.97E+00
-3.06E+00
-3.06E+00
-3.06E+00
-2.97E+00
-3.06E+00
-2.97E+00
-3.06E+00
-3.06E+00
-2.97E+00
-3.06E+00
-3.06E+00
-2.97E+00
-2.97E+00
-2.97E+00
-2.97E+00
-2.97E+00
-2.97E+00
-2.97E+00
-2.97E+00
-2.89E+00
-2.89E+00
-2.89E+00
-2.97E+00
-2.89E+00
-2.97E+00
-2.97E+00
-2.97E+00
-2.89E+00
-2.89E+00
-2.89E+00
-2.89E+00
-2.89E+00
-2.89E+00
-2.89E+00
-2.89E+00
-2.81E+00
-2.81E+00
-2.89E+00
-2.81E+00
-2.73E+00
-2.81E+00
-2.81E+00
-2.81E+00
-2.81E+00
-2.89E+00
-2.81E+00
-2.73E+00
-2.81E+00
-2.73E+00
-2.73E+00
-2.73E+00
-2.73E+00
-2.81E+00
-2.65E+00
-2.65E+00
-2.73E+00
-2.65E+00
-2.65E+00
-2.65E+00
-2.65E+00
-2.73E+00
-2.57E+00
-2.65E+00
-2.65E+00
-2.65E+00
-2.57E+00
-2.65E+00
-2.65E+00
-2.57E+00
-2.57E+00
-2.57E+00
-2.57E+00
-2.49E+00
-2.57E+00
-2.57E+00
-2.57E+00
-2.57E+00
-2.49E+00
-2.41E+00
-2.49E+00
-2.41E+00
-2.49E+00
-2.49E+00
-2.41E+00
-2.49E+00
-2.33E+00
-2.33E+00
-2.33E+00
-2.33E+00
-2.33E+00
-2.33E+00
-2.33E+00
-2.33E+00
-2.33E+00
-2.25E+00
-2.25E+00
-2.33E+00
-2.17E+00
-2.17E+00
-2.25E+00
-2.17E+00
-2.17E+00
-2.17E+00
-2.09E+00
-2.17E+00
-2.17E+00
-2.09E+00
-2.09E+00
-2.17E+00
-2.09E+00
-2.01E+00
-2.09E+00
-2.09E+00
-2.01E+00
-2.01E+00
-1.93E+00
-1.93E+00
-2.01E+00
-1.93E+00
-2.01E+00
-1.93E+00
-1.93E+00
-1.85E+00
-1.85E+00
-1.85E+00
-1.85E+00
-1.85E+00
-1.85E+00
-1.77E+00
-1.77E+00
-1.77E+00
-1.77E+00
-1.77E+00
-1.69E+00
-1.69E+00
-1.61E+00
-1.69E+00
-1.69E+00
-1.61E+00
-1.61E+00
-1.61E+00
-1.61E+00
-1.53E+00
-1.53E+00
-1.53E+00
-1.53E+00
-1.45E+00
-1.45E+00
-1.45E+00
-1.45E+00
-1.45E+00
-1.37E+00
-1.37E+00
-1.45E+00
-1.37E+00
-1.37E+00
-1.37E+00
-1.29E+00
-1.37E+00
-1.29E+00
-1.29E+00
-1.29E+00
-1.21E+00
-1.29E+00
-1.21E+00
-1.21E+00
-1.21E+00
-1.13E+00
-1.13E+00
-1.13E+00
-1.13E+00
-1.05E+00
-1.05E+00
-1.05E+00
-1.05E+00
-9.65E-01
-9.65E-01
-9.65E-01
-9.65E-01
-8.84E-01
-8.84E-01
-9.65E-01
-9.65E-01
-9.65E-01
-8.04E-01
-8.84E-01
-8.04E-01
-8.04E-01
-7.24E-01
-8.04E-01
-8.04E-01
-7.24E-01
-7.24E-01
-6.43E-01
-6.43E-01
-6.43E-01
-6.43E-01
-5.63E-01
-6.43E-01
-6.43E-01
-6.43E-01
-5.63E-01
-5.63E-01
-4.82E-01
-5.63E-01
-4.82E-01
-4.02E-01
-4.02E-01
-4.02E-01
-4.02E-01
-4.02E-01
-4.02E-01
-4.02E-01
-3.22E-01
-4.02E-01
-2.41E-01
-2.41E-01
-3.22E-01
-2.41E-01
-2.41E-01
-2.41E-01
-1.61E-01
-1.61E-01
-1.61E-01
-1.61E-01
-8.04E-02
-1.61E-01
0.00E+00
-8.04E-02
-8.04E-02
0.00E+00
0.00E+00
0.00E+00
8.04E-02];
y=[-9.65E-01
-8.84E-01
-8.84E-01
-8.84E-01
-8.84E-01
-8.84E-01
-8.84E-01
-9.65E-01
-8.84E-01
-9.65E-01
-8.84E-01
-8.84E-01
-9.65E-01
-8.04E-01
-8.84E-01
-8.84E-01
-8.84E-01
-8.84E-01
-8.84E-01
-9.65E-01
-8.84E-01
-9.65E-01
-9.65E-01
-8.84E-01
-8.04E-01
-9.65E-01
-9.65E-01
-8.84E-01
-8.04E-01
-8.84E-01
-8.84E-01
-8.84E-01
-9.65E-01
-8.84E-01
-8.84E-01
-8.84E-01
-8.84E-01
-9.65E-01
-9.65E-01
-9.65E-01
-8.04E-01
-8.84E-01
-8.84E-01
-8.84E-01
-8.84E-01
-8.84E-01
-9.65E-01
-8.84E-01
-8.84E-01
-9.65E-01
-8.84E-01
-9.65E-01
-9.65E-01
-8.84E-01
-8.84E-01
-8.84E-01
-9.65E-01
-8.84E-01
-8.84E-01
-8.84E-01
-8.84E-01
-8.84E-01
-8.84E-01
-8.84E-01
-8.84E-01
-8.84E-01
-9.65E-01
-9.65E-01
-8.84E-01
-8.84E-01
-8.84E-01
-8.84E-01
-8.84E-01
-8.84E-01
-9.65E-01
-8.04E-01
-8.84E-01
-8.84E-01
-9.65E-01
-8.84E-01
-9.65E-01
-8.84E-01
-8.84E-01
-8.84E-01
-8.84E-01
-8.04E-01
-9.65E-01
-8.84E-01
-8.84E-01
-8.84E-01
-8.84E-01
-8.84E-01
-8.04E-01
-8.84E-01
-8.84E-01
-8.84E-01
-8.04E-01
-8.84E-01
-8.84E-01
-8.84E-01
-9.65E-01
-8.84E-01
-8.84E-01
-8.04E-01
-9.65E-01
-8.84E-01
-8.84E-01
-8.84E-01
-8.04E-01
-8.04E-01
-8.84E-01
-8.84E-01
-8.84E-01
-8.84E-01
-8.84E-01
-8.04E-01
-8.04E-01
-8.84E-01
-8.84E-01
-8.84E-01
-8.04E-01
-9.65E-01
-8.04E-01
-8.84E-01
-8.84E-01
-9.65E-01
-8.84E-01
-8.84E-01
-8.04E-01
-8.84E-01
-8.84E-01
-8.84E-01
-8.04E-01
-8.84E-01
-8.84E-01
-8.84E-01
-8.84E-01
-8.84E-01
-8.84E-01
-8.04E-01
-8.84E-01
-8.84E-01
-8.84E-01
-8.84E-01
-8.84E-01
-8.84E-01
-9.65E-01
-8.84E-01
-8.84E-01
-8.84E-01
-8.04E-01
-8.04E-01
-8.04E-01
-8.84E-01
-8.84E-01
-8.04E-01
-8.04E-01
-8.04E-01
-8.84E-01
-8.84E-01
-8.84E-01
-8.84E-01
-8.04E-01
-8.84E-01
-8.84E-01
-8.84E-01
-8.84E-01
-8.84E-01
-8.84E-01
-8.84E-01
-8.04E-01
-8.84E-01
-8.84E-01
-8.04E-01
-8.04E-01
-8.84E-01
-8.84E-01
-8.04E-01
-8.84E-01
-8.84E-01
-8.84E-01
-8.84E-01
-8.84E-01
-8.84E-01
-8.84E-01
-8.04E-01
-8.84E-01
-8.04E-01
-8.84E-01
-7.24E-01
-8.04E-01
-8.04E-01
-8.84E-01
-9.65E-01
-8.84E-01
-8.84E-01
-8.84E-01
-8.84E-01
-8.84E-01
-8.04E-01
-8.04E-01
-8.84E-01
-8.84E-01
-8.84E-01
-8.84E-01
-8.04E-01
-8.84E-01
-8.04E-01
-8.84E-01
-8.84E-01
-8.04E-01
-7.24E-01
-8.84E-01
-8.04E-01
-8.84E-01
-8.04E-01
-8.84E-01
-8.84E-01
-8.04E-01
-9.65E-01
-8.84E-01
-8.84E-01
-8.84E-01
-8.84E-01
-8.84E-01
-8.84E-01
-8.04E-01
-8.84E-01
-8.04E-01
-8.84E-01
-8.04E-01
-8.84E-01
-8.04E-01
-8.84E-01
-8.84E-01
-8.04E-01
-8.04E-01
-8.84E-01
-8.04E-01
-8.04E-01
-9.65E-01
-8.04E-01
-8.84E-01
-8.84E-01
-8.04E-01
-8.84E-01
-8.04E-01
-8.04E-01
-8.84E-01
-8.04E-01
-8.84E-01
-8.84E-01
-8.84E-01
-8.84E-01
-8.04E-01
-8.84E-01
-8.04E-01
-8.84E-01
-8.84E-01
-8.84E-01
-8.84E-01
-8.84E-01
-8.04E-01
-8.84E-01
-8.84E-01
-8.04E-01
-8.04E-01
-8.04E-01
-8.84E-01
-8.04E-01
-8.84E-01
-8.84E-01
-8.84E-01
-8.04E-01
-8.04E-01
-8.04E-01
-8.84E-01
-8.84E-01
-8.04E-01
-8.04E-01
-8.04E-01
-8.04E-01
-8.84E-01
-8.04E-01
-8.84E-01
-8.04E-01
-8.84E-01
-8.04E-01
-8.84E-01
-8.84E-01
-8.04E-01
-8.84E-01
-8.84E-01
-8.84E-01
-8.04E-01
-8.84E-01
-8.84E-01
-8.04E-01
-8.84E-01
-9.65E-01
-8.04E-01
-8.04E-01
-8.84E-01
-8.84E-01
-8.84E-01
-8.84E-01
-8.84E-01
-8.04E-01
-8.84E-01
-8.84E-01
-8.84E-01
-8.04E-01
-8.84E-01
-8.84E-01
-8.04E-01
-8.84E-01
-8.84E-01
-8.84E-01
-8.84E-01
-8.84E-01
-8.04E-01
-9.65E-01
-8.84E-01
-8.04E-01
-8.84E-01
-8.84E-01
-8.84E-01
-8.84E-01
-8.84E-01
-8.04E-01
-8.04E-01
-8.84E-01
-8.84E-01
-8.04E-01
-8.84E-01
-9.65E-01
-8.84E-01
-8.84E-01
-8.84E-01
-8.84E-01
-8.84E-01
-8.04E-01
-8.84E-01
-8.84E-01
-8.04E-01
-8.84E-01
-8.84E-01
-8.84E-01
-8.84E-01
-8.04E-01
-8.84E-01
-8.84E-01
-8.84E-01
-8.84E-01
-8.04E-01
-8.84E-01
-8.04E-01
-8.84E-01
-8.84E-01
-8.84E-01
-8.84E-01
-8.84E-01
-8.84E-01
-8.84E-01
-8.84E-01
-8.84E-01
-8.84E-01
-8.04E-01
-8.84E-01
-8.84E-01
-8.04E-01
-8.04E-01
-9.65E-01
-8.84E-01
-9.65E-01
-8.04E-01
-8.84E-01
-8.84E-01
-8.84E-01
-9.65E-01
-8.84E-01
-8.84E-01
-8.04E-01
-8.84E-01
-8.84E-01
-8.84E-01
-8.84E-01
-8.84E-01
-8.84E-01
-8.84E-01
-8.84E-01
-8.84E-01
-8.84E-01
-8.84E-01
-8.04E-01
-8.84E-01
-8.84E-01
-8.04E-01
-8.84E-01
-8.84E-01
-8.84E-01
-8.84E-01
-8.84E-01
-8.84E-01
-8.84E-01
-8.84E-01
-8.84E-01
-8.84E-01
-9.65E-01
-8.84E-01
-8.84E-01
-8.84E-01
-8.84E-01
-8.84E-01
-8.84E-01
-9.65E-01
-8.84E-01
-8.84E-01
-8.84E-01
-8.84E-01
-8.84E-01
-8.84E-01
-8.84E-01
-8.84E-01
-8.04E-01
-9.65E-01
-8.84E-01
-8.84E-01
-8.84E-01
-8.84E-01
-8.84E-01
-8.84E-01
-8.84E-01
-9.65E-01
-8.84E-01
-8.84E-01
-8.84E-01
-8.84E-01
-8.84E-01
-9.65E-01
-8.84E-01
-8.84E-01
-8.84E-01
-8.84E-01
-8.84E-01
-8.84E-01
-8.84E-01
-8.84E-01
-8.04E-01
-9.65E-01
-9.65E-01
-8.84E-01
-8.84E-01
-9.65E-01
-8.84E-01
-8.84E-01
-8.84E-01
-8.84E-01
-9.65E-01
-8.84E-01
-8.84E-01
-8.84E-01
-8.84E-01
-9.65E-01
-8.84E-01
-8.84E-01
-8.84E-01
-9.65E-01
-8.84E-01
-9.65E-01
-8.84E-01
-8.84E-01
-9.65E-01
-8.84E-01
-8.84E-01
-8.84E-01
-8.84E-01
-8.84E-01
-8.84E-01
-9.65E-01
-8.84E-01
-9.65E-01
-8.84E-01
-8.84E-01
-9.65E-01
-8.84E-01
-9.65E-01
-9.65E-01
-8.84E-01
-9.65E-01
-9.65E-01
-9.65E-01
-9.65E-01
-9.65E-01
-8.84E-01
-8.84E-01
-8.84E-01
-8.84E-01
-8.84E-01
-9.65E-01
-9.65E-01
-9.65E-01
-9.65E-01
-8.84E-01
-9.65E-01
-9.65E-01
-8.84E-01
-8.84E-01
-9.65E-01
-9.65E-01
-9.65E-01
-9.65E-01
-9.65E-01
-9.65E-01
-9.65E-01
-9.65E-01
-8.84E-01
-8.84E-01
-9.65E-01
-9.65E-01
-1.05E+00
-8.84E-01
-1.05E+00
-9.65E-01
-9.65E-01
-1.05E+00
-9.65E-01
-9.65E-01
-1.05E+00
-9.65E-01
-9.65E-01
-1.05E+00
-1.05E+00
-9.65E-01
-9.65E-01
-1.05E+00
-9.65E-01
-1.05E+00
-1.05E+00
-1.05E+00
-1.13E+00
-9.65E-01
-1.05E+00
-1.05E+00
-1.13E+00
-1.05E+00
-1.13E+00
-1.05E+00
-1.13E+00
-1.05E+00
-1.05E+00
-1.13E+00
-1.13E+00
-1.21E+00
-1.13E+00
-1.21E+00
-1.21E+00
-1.21E+00
-1.21E+00
-1.21E+00
-1.13E+00
-1.21E+00
-1.37E+00
-1.37E+00
-1.37E+00
-1.45E+00
-1.37E+00
-1.37E+00
-1.29E+00
-1.29E+00
-1.45E+00
-1.45E+00
-1.45E+00
-1.45E+00
-1.45E+00
-1.53E+00
-1.53E+00
-1.53E+00
-1.61E+00
-1.53E+00
-1.53E+00
-1.61E+00
-1.61E+00
-1.61E+00
-1.53E+00
-1.61E+00
-1.69E+00
-1.69E+00
-1.69E+00
-1.77E+00
-1.69E+00
-1.77E+00
-1.77E+00
-1.85E+00
-1.77E+00
-1.85E+00
-1.85E+00
-1.85E+00
-1.85E+00
-1.93E+00
-1.93E+00
-1.93E+00
-1.85E+00
-1.93E+00
-1.93E+00
-1.93E+00
-2.09E+00
-1.93E+00
-2.01E+00
-2.09E+00
-2.09E+00
-2.01E+00
-2.09E+00
-2.09E+00
-2.09E+00
-2.09E+00
-2.17E+00
-2.09E+00
-2.17E+00
-2.09E+00
-2.17E+00
-2.17E+00
-2.25E+00
-2.25E+00
-2.17E+00
-2.25E+00
-2.25E+00
-2.25E+00
-2.33E+00
-2.33E+00
-2.33E+00
-2.33E+00
-2.33E+00
-2.25E+00
-2.33E+00
-2.33E+00
-2.41E+00
-2.41E+00
-2.33E+00
-2.41E+00
-2.41E+00
-2.41E+00
-2.41E+00
-2.49E+00
-2.57E+00
-2.49E+00
-2.41E+00
-2.49E+00
-2.57E+00
-2.57E+00
-2.57E+00
-2.57E+00
-2.49E+00
-2.57E+00
-2.65E+00
-2.57E+00
-2.57E+00
-2.57E+00
-2.57E+00
-2.57E+00
-2.57E+00
-2.73E+00
-2.65E+00
-2.73E+00
-2.73E+00
-2.65E+00
-2.73E+00
-2.73E+00
-2.73E+00
-2.73E+00
-2.73E+00
-2.73E+00
-2.65E+00
-2.73E+00
-2.73E+00
-2.81E+00
-2.73E+00
-2.81E+00
-2.81E+00
-2.65E+00
-2.73E+00
-2.81E+00
-2.81E+00
-2.81E+00
-2.81E+00
-2.81E+00
-2.81E+00
-2.81E+00
-2.81E+00
-2.89E+00
-2.89E+00
-2.81E+00
-2.89E+00
-2.89E+00
-2.97E+00
-2.97E+00
-2.89E+00
-2.97E+00
-2.89E+00
-2.89E+00
-2.89E+00
-2.97E+00
-2.97E+00
-2.89E+00
-2.97E+00
-2.89E+00
-2.97E+00
-2.89E+00
-2.97E+00
-3.06E+00
-2.97E+00
-2.97E+00
-2.97E+00
-2.97E+00
-2.97E+00
-2.97E+00
-2.97E+00
-2.97E+00
-3.06E+00
-2.97E+00
-2.97E+00
-3.06E+00
-2.97E+00
-2.97E+00
-2.97E+00
-3.06E+00
-3.06E+00
-2.97E+00
-2.97E+00
-2.97E+00
-2.97E+00
-3.06E+00
-3.06E+00
-2.97E+00
-3.06E+00
-3.06E+00
-2.97E+00
-2.97E+00
-3.06E+00
-3.06E+00
-3.06E+00
-3.06E+00
-3.06E+00
-3.06E+00
-2.97E+00
-2.97E+00
-3.06E+00
-2.97E+00
-2.97E+00
-2.97E+00
-2.97E+00
-3.06E+00
-2.97E+00
-2.97E+00
-2.97E+00
-3.06E+00
-2.97E+00
-2.97E+00
-2.97E+00
-2.97E+00
-3.06E+00
-3.06E+00
-2.97E+00
-2.97E+00
-2.97E+00
-3.06E+00
-2.97E+00
-2.97E+00
-2.89E+00
-3.06E+00
-2.97E+00
-2.97E+00
-2.97E+00
-2.97E+00
-2.97E+00
-2.89E+00
-2.97E+00
-2.97E+00
-2.97E+00
-2.97E+00
-2.97E+00
-2.97E+00
-2.97E+00
-2.89E+00
-2.89E+00
-2.89E+00
-2.89E+00
-2.89E+00
-2.89E+00
-2.89E+00
-2.89E+00
-2.89E+00
-2.89E+00
-2.89E+00
-2.89E+00
-2.89E+00
-2.89E+00
-2.89E+00
-2.81E+00
-2.89E+00
-2.81E+00
-2.89E+00
-2.81E+00
-2.89E+00
-2.89E+00
-2.81E+00
-2.81E+00
-2.73E+00
-2.81E+00
-2.81E+00
-2.81E+00
-2.73E+00
-2.73E+00
-2.73E+00
-2.73E+00
-2.81E+00
-2.73E+00
-2.73E+00
-2.65E+00
-2.65E+00
-2.65E+00
-2.65E+00
-2.65E+00
-2.65E+00
-2.65E+00
-2.65E+00
-2.65E+00
-2.65E+00
-2.57E+00
-2.65E+00
-2.65E+00
-2.57E+00
-2.57E+00
-2.57E+00
-2.57E+00
-2.57E+00
-2.49E+00
-2.49E+00
-2.49E+00
-2.49E+00
-2.49E+00
-2.49E+00
-2.49E+00
-2.49E+00
-2.41E+00
-2.41E+00
-2.57E+00
-2.41E+00
-2.41E+00
-2.41E+00
-2.33E+00
-2.41E+00
-2.33E+00
-2.33E+00
-2.41E+00
-2.33E+00
-2.33E+00
-2.33E+00
-2.33E+00
-2.25E+00
-2.17E+00
-2.25E+00
-2.25E+00
-2.25E+00
-2.17E+00
-2.25E+00
-2.17E+00
-2.17E+00
-2.17E+00
-2.17E+00
-2.17E+00
-2.17E+00
-2.09E+00
-2.09E+00
-2.01E+00
-2.01E+00
-2.09E+00
-2.01E+00
-2.01E+00
-1.93E+00
-2.01E+00
-2.01E+00
-1.93E+00
-1.93E+00
-1.93E+00
-1.93E+00
-1.93E+00
-1.85E+00
-1.93E+00
-1.93E+00
-1.85E+00
-1.77E+00
-1.85E+00
-1.77E+00
-1.77E+00
-1.77E+00
-1.77E+00
-1.61E+00
-1.69E+00
-1.69E+00
-1.69E+00
-1.69E+00
-1.69E+00
-1.61E+00
-1.69E+00
-1.61E+00
-1.61E+00
-1.61E+00
-1.53E+00
-1.53E+00
-1.53E+00
-1.53E+00
-1.53E+00
-1.45E+00
-1.53E+00
-1.37E+00
-1.45E+00
-1.45E+00
-1.37E+00
-1.37E+00
-1.37E+00
-1.37E+00
-1.29E+00
-1.29E+00
-1.29E+00
-1.29E+00
-1.29E+00
-1.21E+00
-1.29E+00
-1.21E+00
-1.21E+00
-1.21E+00
-1.21E+00
-1.13E+00
-1.21E+00
-1.21E+00
-1.13E+00
-1.05E+00
-1.05E+00
-1.21E+00
-1.05E+00
-1.05E+00
-1.05E+00
-1.05E+00
-1.05E+00
-1.05E+00
-9.65E-01
-9.65E-01
-1.05E+00
-9.65E-01
-1.05E+00
-9.65E-01
-9.65E-01
-1.05E+00
-9.65E-01
-9.65E-01
-1.05E+00
-1.05E+00
-9.65E-01
-9.65E-01
-9.65E-01
-9.65E-01
-9.65E-01
-8.84E-01
-9.65E-01
-8.84E-01
-9.65E-01
-9.65E-01
-1.05E+00
-9.65E-01
-9.65E-01
-8.84E-01
-9.65E-01
-9.65E-01
-9.65E-01
-9.65E-01
-9.65E-01
-8.84E-01
-8.84E-01
-8.84E-01
-9.65E-01
-9.65E-01
-8.84E-01
-9.65E-01
-9.65E-01
-9.65E-01
-1.05E+00
-8.84E-01
-9.65E-01
-8.84E-01
-8.84E-01
-9.65E-01
-9.65E-01
-9.65E-01
-8.84E-01
-9.65E-01
-8.84E-01
-9.65E-01
-8.84E-01
-8.84E-01
-9.65E-01
-1.05E+00
-8.84E-01
-8.84E-01
-8.84E-01
-9.65E-01
-9.65E-01
-9.65E-01
-8.84E-01
-9.65E-01
-9.65E-01
-9.65E-01
-8.84E-01
-8.84E-01
-8.84E-01
-8.84E-01
-8.84E-01
-8.84E-01
-9.65E-01
-8.84E-01
-8.84E-01
-8.84E-01
-8.84E-01
-8.84E-01
-8.84E-01
-8.84E-01
-8.84E-01
-9.65E-01
-9.65E-01
-8.84E-01
-8.84E-01
-8.84E-01
-8.84E-01
-9.65E-01
-8.84E-01
-8.84E-01
-8.84E-01
-8.84E-01
-8.84E-01
-8.84E-01
-8.84E-01
-8.84E-01
-8.84E-01
-8.04E-01
-8.84E-01
-8.84E-01
-8.84E-01
-8.84E-01
-8.84E-01
-8.84E-01
-9.65E-01
-9.65E-01
-8.84E-01
-8.84E-01
-8.84E-01
-8.84E-01
-8.84E-01
-8.84E-01
-8.84E-01
-8.04E-01
-8.84E-01
-8.84E-01
-8.84E-01
-8.84E-01
-8.84E-01
-8.84E-01
-8.84E-01
-9.65E-01
-8.84E-01
-8.84E-01
-8.84E-01
-8.84E-01
-8.84E-01
-8.84E-01
-8.84E-01
-9.65E-01
-8.84E-01
-8.84E-01
-8.84E-01
-9.65E-01
-8.84E-01
-8.84E-01
-8.84E-01
-8.84E-01
-8.84E-01
-8.84E-01
-8.84E-01
-9.65E-01
-8.04E-01
-8.84E-01
-9.65E-01
-8.04E-01
-8.84E-01
-8.04E-01
-8.84E-01
-8.84E-01
-8.84E-01
-8.04E-01
-8.84E-01
-8.84E-01
-8.84E-01
-8.04E-01
-8.84E-01
-9.65E-01
-8.84E-01
-8.04E-01
-8.84E-01
-8.84E-01
-8.84E-01
-8.84E-01
-8.84E-01
-8.84E-01
-8.84E-01
-8.84E-01
-8.04E-01
-8.84E-01
-8.84E-01
-8.04E-01
-8.84E-01
-8.84E-01
-8.84E-01
-8.84E-01
-8.84E-01
-8.84E-01
-8.84E-01
-8.84E-01
-8.04E-01
-9.65E-01
-8.84E-01
-8.04E-01
-8.84E-01
-8.04E-01
-8.84E-01
-9.65E-01
-8.84E-01
-8.04E-01
-8.04E-01
-8.84E-01
-8.84E-01
-8.84E-01
-8.84E-01
-8.84E-01
-8.04E-01
-8.84E-01
-8.84E-01
-8.84E-01
-8.84E-01
-8.04E-01
-8.84E-01
-8.84E-01
-8.84E-01
-8.84E-01
-8.04E-01
-8.84E-01
-8.84E-01
-8.84E-01
-8.04E-01
-9.65E-01
-9.65E-01
-8.04E-01
-8.84E-01
-8.04E-01
-8.84E-01
-8.84E-01
-8.84E-01
-8.84E-01
-8.84E-01
-8.04E-01
-8.84E-01
-8.84E-01
-8.84E-01
-8.84E-01
-9.65E-01
-8.84E-01
-8.04E-01
-8.04E-01
-8.04E-01
-8.04E-01
-8.84E-01
-8.04E-01
-8.04E-01
-8.04E-01
-8.04E-01
-8.84E-01
-8.84E-01
-8.84E-01
-8.84E-01
-8.04E-01
-8.04E-01
-8.04E-01
-8.84E-01
-8.84E-01
-9.65E-01
-8.84E-01
-8.84E-01
-8.84E-01
-8.04E-01
-8.84E-01
-8.84E-01
-8.04E-01
-8.04E-01
-8.84E-01
-8.84E-01
-8.84E-01
-8.04E-01
-8.04E-01
-8.04E-01
-8.04E-01
-8.84E-01
-8.84E-01
-8.84E-01
-9.65E-01
-8.04E-01
-8.84E-01
-8.84E-01
-8.84E-01
-8.04E-01
-8.04E-01
-8.84E-01
-8.04E-01
-8.04E-01
-8.04E-01
-8.84E-01
-8.04E-01
-8.84E-01
-8.84E-01
-8.84E-01
-8.04E-01
-8.84E-01
-8.04E-01
-8.04E-01
-8.04E-01
-8.04E-01
-8.84E-01
-8.84E-01
-8.04E-01
-8.84E-01
-8.84E-01
-8.84E-01
-8.84E-01
-8.04E-01
-8.84E-01
-8.04E-01
-8.84E-01
-8.84E-01
-8.04E-01
-8.04E-01
-8.04E-01
-8.04E-01
-8.84E-01
-8.04E-01
-8.04E-01
-8.84E-01
-8.84E-01
-8.84E-01
-9.65E-01
-8.84E-01
-8.84E-01
-8.04E-01
-8.84E-01
-8.04E-01
-9.65E-01
-8.04E-01
-8.04E-01
-8.04E-01
-8.84E-01
-8.04E-01
-8.84E-01
-8.84E-01
-8.84E-01
-8.04E-01
-8.04E-01
-8.04E-01
-8.84E-01
-8.84E-01
-8.84E-01
-8.04E-01
-8.84E-01
-8.04E-01
-8.04E-01
-8.84E-01
-8.84E-01
-8.84E-01
-8.84E-01
-8.84E-01
-8.84E-01
-8.84E-01
-8.04E-01
-8.04E-01
-8.84E-01
-8.84E-01
-8.04E-01
-8.84E-01
-8.84E-01
-8.04E-01
-8.04E-01
-8.84E-01
-8.84E-01
-8.84E-01
-8.84E-01
-8.84E-01
-8.84E-01
-8.04E-01
-8.84E-01
-8.84E-01
-8.04E-01
-8.84E-01
-8.04E-01
-8.04E-01
-8.84E-01
-8.84E-01
-8.84E-01
-8.04E-01
-8.04E-01
-8.84E-01
-8.84E-01
-8.84E-01
-8.04E-01
-8.04E-01
-8.84E-01
-8.84E-01
-8.84E-01
-8.04E-01
-8.84E-01
-8.04E-01
-8.04E-01
-8.84E-01
-8.84E-01
-8.04E-01
-8.04E-01
-8.84E-01
-8.84E-01
-8.84E-01
-8.84E-01
-8.04E-01
-8.84E-01
-8.84E-01
-8.84E-01
-8.84E-01
-8.84E-01
-8.04E-01
-8.84E-01
-8.84E-01
-8.04E-01
-8.04E-01
-8.84E-01
-8.84E-01
-8.84E-01
-8.84E-01
-8.84E-01
-8.84E-01
-8.84E-01
-8.84E-01
-8.84E-01
-8.84E-01
-8.84E-01
-8.84E-01
-9.65E-01
-8.84E-01
-8.04E-01
-8.04E-01
-8.04E-01
-8.04E-01
-8.84E-01
-8.84E-01
-8.84E-01
-8.84E-01
-8.84E-01
-8.84E-01
-8.04E-01
-8.84E-01
-8.84E-01
-8.04E-01
-8.84E-01
-9.65E-01
-8.04E-01
-8.84E-01
-8.04E-01
-8.84E-01
-8.84E-01
-8.84E-01
-9.65E-01
-8.84E-01
-8.84E-01
-8.04E-01
-8.04E-01
-8.84E-01
-9.65E-01
-8.84E-01
-8.84E-01
-8.84E-01
-8.84E-01
-8.84E-01
-8.84E-01
-8.84E-01
-8.84E-01
-8.04E-01
-8.84E-01
-9.65E-01
-8.84E-01
-8.04E-01
-8.84E-01
-8.84E-01
-8.84E-01
-8.04E-01
-8.84E-01
-8.84E-01
-8.84E-01
-8.84E-01
-8.84E-01
-8.84E-01
-8.84E-01
-8.84E-01
-8.84E-01
-8.84E-01
-8.84E-01
-8.84E-01
-8.04E-01
-8.84E-01
-8.84E-01
-9.65E-01
-8.84E-01
-9.65E-01
-9.65E-01
-8.84E-01
-8.84E-01
-8.84E-01
-8.84E-01
-8.84E-01
-8.84E-01
-8.84E-01
-8.84E-01
-8.84E-01
-8.84E-01
-9.65E-01
-8.84E-01
-8.84E-01
-8.84E-01
-8.84E-01
-8.04E-01
-8.84E-01
-8.84E-01
-8.84E-01
-8.84E-01
-8.84E-01
-8.84E-01
-8.84E-01
-8.84E-01
-9.65E-01
-9.65E-01
-9.65E-01
-8.84E-01
-8.04E-01
-9.65E-01
-8.84E-01
-8.84E-01
-8.84E-01
-8.84E-01
-9.65E-01
-9.65E-01
-8.84E-01
-8.84E-01
-9.65E-01
-9.65E-01
-9.65E-01
-8.84E-01
-8.84E-01
-9.65E-01
-8.84E-01
-9.65E-01
-8.84E-01
-9.65E-01
-8.04E-01
-9.65E-01
-8.84E-01
-9.65E-01
-9.65E-01
-8.84E-01
-9.65E-01
-9.65E-01
-9.65E-01
-8.84E-01
-8.84E-01
-8.84E-01
-8.84E-01
-9.65E-01
-9.65E-01
-8.84E-01
-9.65E-01
-9.65E-01
-8.84E-01
-8.84E-01
-8.84E-01
-8.84E-01
-9.65E-01
-8.84E-01
-9.65E-01
-9.65E-01
-9.65E-01
-9.65E-01
-9.65E-01
-9.65E-01
-9.65E-01
-9.65E-01
-9.65E-01
-9.65E-01
-9.65E-01
-9.65E-01
-8.84E-01
-9.65E-01
-9.65E-01
-9.65E-01
-1.05E+00
-9.65E-01
-9.65E-01
-9.65E-01
-9.65E-01
-9.65E-01
-9.65E-01
-9.65E-01
-9.65E-01
-9.65E-01
-9.65E-01
-9.65E-01
-9.65E-01
-9.65E-01
-9.65E-01
-1.05E+00
-9.65E-01
-9.65E-01
-9.65E-01
-9.65E-01
-9.65E-01
-9.65E-01
-9.65E-01
-1.05E+00
-1.05E+00
-1.05E+00
-9.65E-01
-1.05E+00
-9.65E-01
-1.05E+00
-1.05E+00
-1.05E+00
-1.05E+00
-1.05E+00
-1.13E+00
-1.05E+00
-1.05E+00
-1.05E+00
-1.05E+00
-1.13E+00
-1.13E+00
-1.13E+00
-1.13E+00
-1.21E+00
-1.21E+00
-1.21E+00
-1.21E+00
-1.29E+00
-1.21E+00
-1.29E+00
-1.29E+00
-1.29E+00
-1.29E+00
-1.29E+00
-1.37E+00
-1.45E+00
-1.45E+00
-1.37E+00
-1.37E+00
-1.37E+00
-1.45E+00
-1.45E+00
-1.53E+00
-1.53E+00
-1.61E+00
-1.53E+00
-1.61E+00
-1.53E+00
-1.53E+00
-1.61E+00
-1.61E+00
-1.61E+00
-1.69E+00
-1.61E+00
-1.77E+00
-1.69E+00
-1.69E+00
-1.77E+00
-1.69E+00
-1.69E+00
-1.77E+00
-1.69E+00
-1.77E+00
-1.77E+00
-1.85E+00
-1.85E+00
-1.85E+00
-1.85E+00
-1.93E+00
-1.93E+00
-2.01E+00
-2.01E+00
-1.93E+00
-2.01E+00
-1.93E+00
-2.01E+00
-2.01E+00
-2.01E+00
-2.01E+00
-2.09E+00
-2.09E+00
-2.01E+00
-2.09E+00
-2.17E+00
-2.17E+00
-2.17E+00
-2.17E+00
-2.09E+00
-2.25E+00
-2.25E+00
-2.25E+00
-2.17E+00
-2.25E+00
-2.25E+00
-2.25E+00
-2.33E+00
-2.25E+00
-2.33E+00
-2.25E+00
-2.33E+00
-2.33E+00
-2.41E+00
-2.41E+00
-2.41E+00
-2.41E+00
-2.41E+00
-2.41E+00
-2.41E+00
-2.49E+00
-2.41E+00
-2.41E+00
-2.49E+00
-2.49E+00
-2.49E+00
-2.49E+00
-2.57E+00
-2.49E+00
-2.49E+00
-2.57E+00
-2.57E+00
-2.57E+00
-2.49E+00
-2.65E+00
-2.65E+00
-2.57E+00
-2.57E+00
-2.65E+00
-2.57E+00
-2.57E+00
-2.73E+00
-2.65E+00
-2.81E+00
-2.73E+00
-2.65E+00
-2.73E+00
-2.65E+00
-2.65E+00
-2.73E+00
-2.65E+00
-2.73E+00
-2.73E+00
-2.73E+00
-2.81E+00
-2.73E+00
-2.89E+00
-2.81E+00
-2.81E+00
-2.89E+00
-2.81E+00
-2.81E+00
-2.81E+00
-2.81E+00
-2.81E+00
-2.89E+00
-2.89E+00
-2.81E+00
-2.89E+00
-2.81E+00
-2.89E+00
-2.97E+00
-2.89E+00
-2.89E+00
-2.97E+00
-2.89E+00
-2.97E+00
-2.89E+00
-2.89E+00
-2.89E+00
-2.89E+00
-2.89E+00
-2.89E+00
-2.97E+00
-2.97E+00
-2.97E+00
-2.97E+00
-2.97E+00
-2.97E+00
-2.97E+00
-2.97E+00
-2.97E+00
-2.97E+00
-2.97E+00
-2.97E+00
-2.97E+00
-2.97E+00
-2.97E+00
-2.97E+00
-3.06E+00
-2.97E+00
-2.97E+00
-2.97E+00
-3.06E+00
-2.97E+00
-2.97E+00
-3.06E+00
-2.97E+00
-3.06E+00
-3.06E+00
-3.06E+00
-3.06E+00
-2.97E+00
-3.06E+00
-2.97E+00
-3.06E+00
-3.06E+00
-2.97E+00
-2.97E+00
-3.06E+00
-2.97E+00
-2.97E+00
-3.06E+00
-2.97E+00
-3.06E+00
-3.06E+00
-2.97E+00
-3.06E+00
-2.97E+00
-3.06E+00
-2.97E+00
-2.97E+00
-3.06E+00
-3.06E+00
-2.97E+00
-3.06E+00
-3.06E+00
-3.06E+00
-3.06E+00
-3.06E+00
-3.06E+00
-2.97E+00
-3.06E+00
-2.97E+00
-2.97E+00
-3.06E+00
-2.97E+00
-2.97E+00
-2.97E+00
-3.06E+00
-2.97E+00
-2.97E+00
-3.06E+00
-2.89E+00
-2.97E+00
-2.97E+00
-2.89E+00
-2.97E+00
-2.97E+00
-2.97E+00
-2.97E+00
-2.97E+00
-2.97E+00
-2.89E+00
-2.97E+00
-2.89E+00
-2.89E+00
-2.89E+00
-2.89E+00
-2.97E+00
-2.89E+00
-2.81E+00
-2.81E+00
-2.89E+00
-2.89E+00
-2.81E+00
-2.89E+00
-2.89E+00
-2.89E+00
-2.89E+00
-2.81E+00
-2.81E+00
-2.81E+00
-2.81E+00
-2.81E+00
-2.81E+00
-2.81E+00
-2.81E+00
-2.73E+00
-2.73E+00
-2.73E+00
-2.73E+00
-2.73E+00
-2.81E+00
-2.73E+00
-2.73E+00
-2.73E+00
-2.65E+00
-2.73E+00
-2.73E+00
-2.73E+00
-2.73E+00
-2.73E+00
-2.73E+00
-2.65E+00
-2.65E+00
-2.57E+00
-2.57E+00
-2.65E+00
-2.57E+00
-2.65E+00
-2.57E+00
-2.57E+00
-2.57E+00
-2.49E+00
-2.57E+00
-2.57E+00
-2.49E+00
-2.49E+00
-2.49E+00
-2.49E+00
-2.49E+00
-2.49E+00
-2.41E+00
-2.49E+00
-2.41E+00
-2.33E+00
-2.49E+00
-2.41E+00
-2.41E+00
-2.41E+00
-2.41E+00
-2.33E+00
-2.33E+00
-2.25E+00
-2.33E+00
-2.33E+00
-2.33E+00
-2.25E+00
-2.25E+00
-2.25E+00
-2.25E+00
-2.17E+00
-2.25E+00
-2.25E+00
-2.17E+00
-2.25E+00
-2.17E+00
-2.09E+00
-2.09E+00
-2.17E+00
-2.09E+00
-2.01E+00
-2.09E+00
-2.09E+00
-2.01E+00
-2.09E+00
-2.01E+00
-2.01E+00
-1.93E+00
-1.93E+00
-2.01E+00
-1.93E+00
-1.93E+00
-1.93E+00
-1.85E+00
-1.93E+00
-1.85E+00
-1.93E+00
-1.85E+00
-1.85E+00
-1.85E+00
-1.85E+00
-1.77E+00
-1.77E+00
-1.69E+00
-1.77E+00
-1.77E+00
-1.69E+00
-1.69E+00
-1.69E+00
-1.77E+00
-1.61E+00
-1.53E+00
-1.69E+00
-1.69E+00
-1.61E+00
-1.61E+00
-1.53E+00
-1.53E+00
-1.53E+00
-1.53E+00
-1.53E+00
-1.45E+00
-1.45E+00
-1.45E+00
-1.37E+00
-1.45E+00
-1.45E+00
-1.45E+00
-1.29E+00
-1.37E+00
-1.29E+00
-1.29E+00
-1.29E+00
-1.29E+00
-1.21E+00
-1.29E+00
-1.21E+00
-1.21E+00
-1.21E+00
-1.13E+00
-1.13E+00
-1.13E+00
-1.13E+00
-1.13E+00
-1.05E+00
-1.05E+00
-1.13E+00
-1.05E+00
-1.13E+00
-1.05E+00
-1.05E+00
-1.05E+00
-9.65E-01
-1.05E+00
-9.65E-01
-9.65E-01
-9.65E-01
-9.65E-01
-1.05E+00
-1.05E+00
-1.05E+00
-1.05E+00
-1.05E+00
-9.65E-01
-9.65E-01
-1.05E+00
-1.05E+00
-9.65E-01
-9.65E-01
-1.05E+00
-9.65E-01
-9.65E-01
-9.65E-01
-9.65E-01
-9.65E-01
-8.84E-01
-9.65E-01
-9.65E-01
-9.65E-01
-9.65E-01
-9.65E-01
-8.84E-01
-9.65E-01
-1.05E+00
-9.65E-01
-9.65E-01
-9.65E-01
-9.65E-01
-8.84E-01
-9.65E-01
-9.65E-01
-9.65E-01
-1.05E+00
-9.65E-01
-9.65E-01
-8.84E-01
-9.65E-01
-9.65E-01
-9.65E-01
-9.65E-01
-9.65E-01
-8.84E-01
-9.65E-01
-9.65E-01
-9.65E-01
-8.84E-01
-9.65E-01
-8.84E-01];

%scatter(x,y,'filled')
%hold on
%scatter(x,y,'filled')
plot(t,x)
hold on
plot(t,y)
grid on
xlabel('Voltaje (V)') 
ylabel('Corriente (A)')

%xticks([0 0.45 0.5 0.55 0.6 0.65 0.7 0.75 0.8 1])
%xticklabels({'0','0.45','0.5','0.55','0.6','0.65','0.7','0.75','0.8','1'})
%yticks([0  0.0015 0.006 0.019 0.038 0.06])
